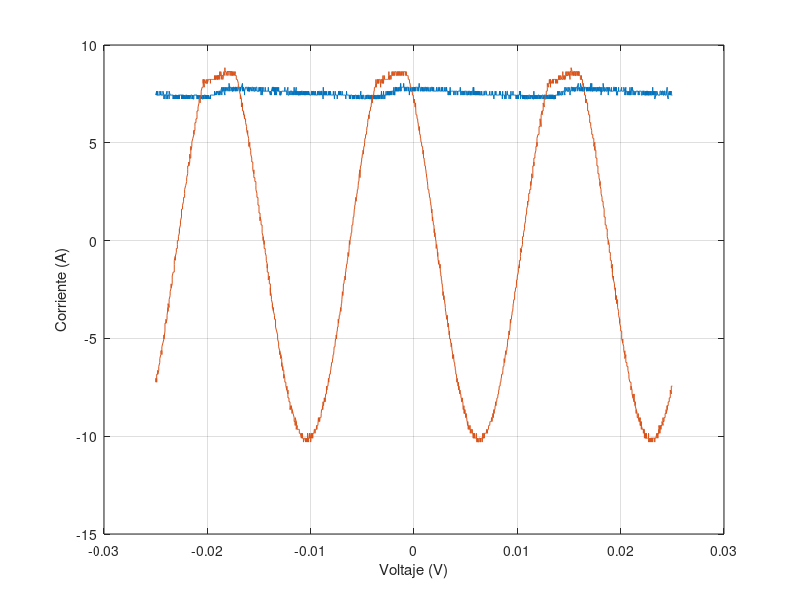

Here is the MATLAB script that generated this plot:
t=[-2.50E-02
-2.50E-02
-2.50E-02
-2.49E-02
-2.49E-02
-2.49E-02
-2.49E-02
-2.48E-02
-2.48E-02
-2.48E-02
-2.48E-02
-2.47E-02
-2.47E-02
-2.47E-02
-2.47E-02
-2.46E-02
-2.46E-02
-2.46E-02
-2.46E-02
-2.45E-02
-2.45E-02
-2.45E-02
-2.45E-02
-2.44E-02
-2.44E-02
-2.44E-02
-2.44E-02
-2.43E-02
-2.43E-02
-2.43E-02
-2.43E-02
-2.42E-02
-2.42E-02
-2.42E-02
-2.42E-02
-2.41E-02
-2.41E-02
-2.41E-02
-2.41E-02
-2.40E-02
-2.40E-02
-2.40E-02
-2.40E-02
-2.39E-02
-2.39E-02
-2.39E-02
-2.39E-02
-2.38E-02
-2.38E-02
-2.38E-02
-2.38E-02
-2.37E-02
-2.37E-02
-2.37E-02
-2.37E-02
-2.36E-02
-2.36E-02
-2.36E-02
-2.36E-02
-2.35E-02
-2.35E-02
-2.35E-02
-2.35E-02
-2.34E-02
-2.34E-02
-2.34E-02
-2.34E-02
-2.33E-02
-2.33E-02
-2.33E-02
-2.33E-02
-2.32E-02
-2.32E-02
-2.32E-02
-2.32E-02
-2.31E-02
-2.31E-02
-2.31E-02
-2.31E-02
-2.30E-02
-2.30E-02
-2.30E-02
-2.30E-02
-2.29E-02
-2.29E-02
-2.29E-02
-2.29E-02
-2.28E-02
-2.28E-02
-2.28E-02
-2.28E-02
-2.27E-02
-2.27E-02
-2.27E-02
-2.27E-02
-2.26E-02
-2.26E-02
-2.26E-02
-2.26E-02
-2.25E-02
-2.25E-02
-2.25E-02
-2.25E-02
-2.24E-02
-2.24E-02
-2.24E-02
-2.24E-02
-2.23E-02
-2.23E-02
-2.23E-02
-2.23E-02
-2.22E-02
-2.22E-02
-2.22E-02
-2.22E-02
-2.21E-02
-2.21E-02
-2.21E-02
-2.21E-02
-2.20E-02
-2.20E-02
-2.20E-02
-2.20E-02
-2.19E-02
-2.19E-02
-2.19E-02
-2.19E-02
-2.18E-02
-2.18E-02
-2.18E-02
-2.18E-02
-2.17E-02
-2.17E-02
-2.17E-02
-2.17E-02
-2.16E-02
-2.16E-02
-2.16E-02
-2.16E-02
-2.15E-02
-2.15E-02
-2.15E-02
-2.15E-02
-2.14E-02
-2.14E-02
-2.14E-02
-2.14E-02
-2.13E-02
-2.13E-02
-2.13E-02
-2.13E-02
-2.12E-02
-2.12E-02
-2.12E-02
-2.12E-02
-2.11E-02
-2.11E-02
-2.11E-02
-2.11E-02
-2.10E-02
-2.10E-02
-2.10E-02
-2.10E-02
-2.09E-02
-2.09E-02
-2.09E-02
-2.09E-02
-2.08E-02
-2.08E-02
-2.08E-02
-2.08E-02
-2.07E-02
-2.07E-02
-2.07E-02
-2.07E-02
-2.06E-02
-2.06E-02
-2.06E-02
-2.06E-02
-2.05E-02
-2.05E-02
-2.05E-02
-2.05E-02
-2.04E-02
-2.04E-02
-2.04E-02
-2.04E-02
-2.03E-02
-2.03E-02
-2.03E-02
-2.03E-02
-2.02E-02
-2.02E-02
-2.02E-02
-2.02E-02
-2.01E-02
-2.01E-02
-2.01E-02
-2.01E-02
-2.00E-02
-2.00E-02
-2.00E-02
-2.00E-02
-1.99E-02
-1.99E-02
-1.99E-02
-1.99E-02
-1.98E-02
-1.98E-02
-1.98E-02
-1.98E-02
-1.97E-02
-1.97E-02
-1.97E-02
-1.97E-02
-1.96E-02
-1.96E-02
-1.96E-02
-1.96E-02
-1.95E-02
-1.95E-02
-1.95E-02
-1.95E-02
-1.94E-02
-1.94E-02
-1.94E-02
-1.94E-02
-1.93E-02
-1.93E-02
-1.93E-02
-1.93E-02
-1.92E-02
-1.92E-02
-1.92E-02
-1.92E-02
-1.91E-02
-1.91E-02
-1.91E-02
-1.91E-02
-1.90E-02
-1.90E-02
-1.90E-02
-1.90E-02
-1.89E-02
-1.89E-02
-1.89E-02
-1.89E-02
-1.88E-02
-1.88E-02
-1.88E-02
-1.88E-02
-1.87E-02
-1.87E-02
-1.87E-02
-1.87E-02
-1.86E-02
-1.86E-02
-1.86E-02
-1.86E-02
-1.85E-02
-1.85E-02
-1.85E-02
-1.85E-02
-1.84E-02
-1.84E-02
-1.84E-02
-1.84E-02
-1.83E-02
-1.83E-02
-1.83E-02
-1.83E-02
-1.82E-02
-1.82E-02
-1.82E-02
-1.82E-02
-1.81E-02
-1.81E-02
-1.81E-02
-1.81E-02
-1.80E-02
-1.80E-02
-1.80E-02
-1.80E-02
-1.79E-02
-1.79E-02
-1.79E-02
-1.79E-02
-1.78E-02
-1.78E-02
-1.78E-02
-1.78E-02
-1.77E-02
-1.77E-02
-1.77E-02
-1.77E-02
-1.76E-02
-1.76E-02
-1.76E-02
-1.76E-02
-1.75E-02
-1.75E-02
-1.75E-02
-1.75E-02
-1.74E-02
-1.74E-02
-1.74E-02
-1.74E-02
-1.73E-02
-1.73E-02
-1.73E-02
-1.73E-02
-1.72E-02
-1.72E-02
-1.72E-02
-1.72E-02
-1.71E-02
-1.71E-02
-1.71E-02
-1.71E-02
-1.70E-02
-1.70E-02
-1.70E-02
-1.70E-02
-1.69E-02
-1.69E-02
-1.69E-02
-1.69E-02
-1.68E-02
-1.68E-02
-1.68E-02
-1.68E-02
-1.67E-02
-1.67E-02
-1.67E-02
-1.67E-02
-1.66E-02
-1.66E-02
-1.66E-02
-1.66E-02
-1.65E-02
-1.65E-02
-1.65E-02
-1.65E-02
-1.64E-02
-1.64E-02
-1.64E-02
-1.64E-02
-1.63E-02
-1.63E-02
-1.63E-02
-1.63E-02
-1.62E-02
-1.62E-02
-1.62E-02
-1.62E-02
-1.61E-02
-1.61E-02
-1.61E-02
-1.61E-02
-1.60E-02
-1.60E-02
-1.60E-02
-1.60E-02
-1.59E-02
-1.59E-02
-1.59E-02
-1.59E-02
-1.58E-02
-1.58E-02
-1.58E-02
-1.58E-02
-1.57E-02
-1.57E-02
-1.57E-02
-1.57E-02
-1.56E-02
-1.56E-02
-1.56E-02
-1.56E-02
-1.55E-02
-1.55E-02
-1.55E-02
-1.55E-02
-1.54E-02
-1.54E-02
-1.54E-02
-1.54E-02
-1.53E-02
-1.53E-02
-1.53E-02
-1.53E-02
-1.52E-02
-1.52E-02
-1.52E-02
-1.52E-02
-1.51E-02
-1.51E-02
-1.51E-02
-1.51E-02
-1.50E-02
-1.50E-02
-1.50E-02
-1.50E-02
-1.49E-02
-1.49E-02
-1.49E-02
-1.49E-02
-1.48E-02
-1.48E-02
-1.48E-02
-1.48E-02
-1.47E-02
-1.47E-02
-1.47E-02
-1.47E-02
-1.46E-02
-1.46E-02
-1.46E-02
-1.46E-02
-1.45E-02
-1.45E-02
-1.45E-02
-1.45E-02
-1.44E-02
-1.44E-02
-1.44E-02
-1.44E-02
-1.43E-02
-1.43E-02
-1.43E-02
-1.43E-02
-1.42E-02
-1.42E-02
-1.42E-02
-1.42E-02
-1.41E-02
-1.41E-02
-1.41E-02
-1.41E-02
-1.40E-02
-1.40E-02
-1.40E-02
-1.40E-02
-1.39E-02
-1.39E-02
-1.39E-02
-1.39E-02
-1.38E-02
-1.38E-02
-1.38E-02
-1.38E-02
-1.37E-02
-1.37E-02
-1.37E-02
-1.37E-02
-1.36E-02
-1.36E-02
-1.36E-02
-1.36E-02
-1.35E-02
-1.35E-02
-1.35E-02
-1.35E-02
-1.34E-02
-1.34E-02
-1.34E-02
-1.34E-02
-1.33E-02
-1.33E-02
-1.33E-02
-1.33E-02
-1.32E-02
-1.32E-02
-1.32E-02
-1.32E-02
-1.31E-02
-1.31E-02
-1.31E-02
-1.31E-02
-1.30E-02
-1.30E-02
-1.30E-02
-1.30E-02
-1.29E-02
-1.29E-02
-1.29E-02
-1.29E-02
-1.28E-02
-1.28E-02
-1.28E-02
-1.28E-02
-1.27E-02
-1.27E-02
-1.27E-02
-1.27E-02
-1.26E-02
-1.26E-02
-1.26E-02
-1.26E-02
-1.25E-02
-1.25E-02
-1.25E-02
-1.25E-02
-1.24E-02
-1.24E-02
-1.24E-02
-1.24E-02
-1.23E-02
-1.23E-02
-1.23E-02
-1.23E-02
-1.22E-02
-1.22E-02
-1.22E-02
-1.22E-02
-1.21E-02
-1.21E-02
-1.21E-02
-1.21E-02
-1.20E-02
-1.20E-02
-1.20E-02
-1.20E-02
-1.19E-02
-1.19E-02
-1.19E-02
-1.19E-02
-1.18E-02
-1.18E-02
-1.18E-02
-1.18E-02
-1.17E-02
-1.17E-02
-1.17E-02
-1.17E-02
-1.16E-02
-1.16E-02
-1.16E-02
-1.16E-02
-1.15E-02
-1.15E-02
-1.15E-02
-1.15E-02
-1.14E-02
-1.14E-02
-1.14E-02
-1.14E-02
-1.13E-02
-1.13E-02
-1.13E-02
-1.13E-02
-1.12E-02
-1.12E-02
-1.12E-02
-1.12E-02
-1.11E-02
-1.11E-02
-1.11E-02
-1.11E-02
-1.10E-02
-1.10E-02
-1.10E-02
-1.10E-02
-1.09E-02
-1.09E-02
-1.09E-02
-1.09E-02
-1.08E-02
-1.08E-02
-1.08E-02
-1.08E-02
-1.07E-02
-1.07E-02
-1.07E-02
-1.07E-02
-1.06E-02
-1.06E-02
-1.06E-02
-1.06E-02
-1.05E-02
-1.05E-02
-1.05E-02
-1.05E-02
-1.04E-02
-1.04E-02
-1.04E-02
-1.04E-02
-1.03E-02
-1.03E-02
-1.03E-02
-1.03E-02
-1.02E-02
-1.02E-02
-1.02E-02
-1.02E-02
-1.01E-02
-1.01E-02
-1.01E-02
-1.01E-02
-1.00E-02
-1.00E-02
-9.98E-03
-9.95E-03
-9.93E-03
-9.90E-03
-9.88E-03
-9.85E-03
-9.83E-03
-9.80E-03
-9.78E-03
-9.75E-03
-9.73E-03
-9.70E-03
-9.68E-03
-9.65E-03
-9.63E-03
-9.60E-03
-9.58E-03
-9.55E-03
-9.53E-03
-9.50E-03
-9.48E-03
-9.45E-03
-9.43E-03
-9.40E-03
-9.38E-03
-9.35E-03
-9.33E-03
-9.30E-03
-9.28E-03
-9.25E-03
-9.23E-03
-9.20E-03
-9.18E-03
-9.15E-03
-9.13E-03
-9.10E-03
-9.08E-03
-9.05E-03
-9.03E-03
-9.00E-03
-8.98E-03
-8.95E-03
-8.93E-03
-8.90E-03
-8.88E-03
-8.85E-03
-8.83E-03
-8.80E-03
-8.78E-03
-8.75E-03
-8.73E-03
-8.70E-03
-8.68E-03
-8.65E-03
-8.63E-03
-8.60E-03
-8.58E-03
-8.55E-03
-8.53E-03
-8.50E-03
-8.48E-03
-8.45E-03
-8.43E-03
-8.40E-03
-8.38E-03
-8.35E-03
-8.33E-03
-8.30E-03
-8.28E-03
-8.25E-03
-8.23E-03
-8.20E-03
-8.18E-03
-8.15E-03
-8.13E-03
-8.10E-03
-8.08E-03
-8.05E-03
-8.03E-03
-8.00E-03
-7.98E-03
-7.95E-03
-7.93E-03
-7.90E-03
-7.88E-03
-7.85E-03
-7.83E-03
-7.80E-03
-7.78E-03
-7.75E-03
-7.73E-03
-7.70E-03
-7.68E-03
-7.65E-03
-7.63E-03
-7.60E-03
-7.58E-03
-7.55E-03
-7.53E-03
-7.50E-03
-7.48E-03
-7.45E-03
-7.43E-03
-7.40E-03
-7.38E-03
-7.35E-03
-7.33E-03
-7.30E-03
-7.28E-03
-7.25E-03
-7.23E-03
-7.20E-03
-7.18E-03
-7.15E-03
-7.13E-03
-7.10E-03
-7.08E-03
-7.05E-03
-7.03E-03
-7.00E-03
-6.98E-03
-6.95E-03
-6.93E-03
-6.90E-03
-6.88E-03
-6.85E-03
-6.83E-03
-6.80E-03
-6.78E-03
-6.75E-03
-6.73E-03
-6.70E-03
-6.68E-03
-6.65E-03
-6.63E-03
-6.60E-03
-6.58E-03
-6.55E-03
-6.53E-03
-6.50E-03
-6.48E-03
-6.45E-03
-6.43E-03
-6.40E-03
-6.38E-03
-6.35E-03
-6.33E-03
-6.30E-03
-6.28E-03
-6.25E-03
-6.23E-03
-6.20E-03
-6.18E-03
-6.15E-03
-6.13E-03
-6.10E-03
-6.08E-03
-6.05E-03
-6.03E-03
-6.00E-03
-5.98E-03
-5.95E-03
-5.93E-03
-5.90E-03
-5.88E-03
-5.85E-03
-5.83E-03
-5.80E-03
-5.78E-03
-5.75E-03
-5.73E-03
-5.70E-03
-5.68E-03
-5.65E-03
-5.63E-03
-5.60E-03
-5.58E-03
-5.55E-03
-5.53E-03
-5.50E-03
-5.48E-03
-5.45E-03
-5.43E-03
-5.40E-03
-5.38E-03
-5.35E-03
-5.33E-03
-5.30E-03
-5.28E-03
-5.25E-03
-5.23E-03
-5.20E-03
-5.18E-03
-5.15E-03
-5.13E-03
-5.10E-03
-5.08E-03
-5.05E-03
-5.03E-03
-5.00E-03
-4.98E-03
-4.95E-03
-4.93E-03
-4.90E-03
-4.88E-03
-4.85E-03
-4.83E-03
-4.80E-03
-4.78E-03
-4.75E-03
-4.73E-03
-4.70E-03
-4.68E-03
-4.65E-03
-4.63E-03
-4.60E-03
-4.58E-03
-4.55E-03
-4.53E-03
-4.50E-03
-4.48E-03
-4.45E-03
-4.43E-03
-4.40E-03
-4.38E-03
-4.35E-03
-4.33E-03
-4.30E-03
-4.28E-03
-4.25E-03
-4.23E-03
-4.20E-03
-4.18E-03
-4.15E-03
-4.13E-03
-4.10E-03
-4.08E-03
-4.05E-03
-4.03E-03
-4.00E-03
-3.98E-03
-3.95E-03
-3.93E-03
-3.90E-03
-3.88E-03
-3.85E-03
-3.83E-03
-3.80E-03
-3.78E-03
-3.75E-03
-3.73E-03
-3.70E-03
-3.68E-03
-3.65E-03
-3.63E-03
-3.60E-03
-3.58E-03
-3.55E-03
-3.53E-03
-3.50E-03
-3.48E-03
-3.45E-03
-3.43E-03
-3.40E-03
-3.38E-03
-3.35E-03
-3.33E-03
-3.30E-03
-3.28E-03
-3.25E-03
-3.23E-03
-3.20E-03
-3.18E-03
-3.15E-03
-3.13E-03
-3.10E-03
-3.08E-03
-3.05E-03
-3.03E-03
-3.00E-03
-2.98E-03
-2.95E-03
-2.93E-03
-2.90E-03
-2.88E-03
-2.85E-03
-2.83E-03
-2.80E-03
-2.78E-03
-2.75E-03
-2.73E-03
-2.70E-03
-2.68E-03
-2.65E-03
-2.63E-03
-2.60E-03
-2.58E-03
-2.55E-03
-2.53E-03
-2.50E-03
-2.48E-03
-2.45E-03
-2.43E-03
-2.40E-03
-2.38E-03
-2.35E-03
-2.33E-03
-2.30E-03
-2.28E-03
-2.25E-03
-2.23E-03
-2.20E-03
-2.18E-03
-2.15E-03
-2.13E-03
-2.10E-03
-2.08E-03
-2.05E-03
-2.03E-03
-2.00E-03
-1.98E-03
-1.95E-03
-1.93E-03
-1.90E-03
-1.88E-03
-1.85E-03
-1.83E-03
-1.80E-03
-1.78E-03
-1.75E-03
-1.73E-03
-1.70E-03
-1.68E-03
-1.65E-03
-1.63E-03
-1.60E-03
-1.58E-03
-1.55E-03
-1.53E-03
-1.50E-03
-1.48E-03
-1.45E-03
-1.43E-03
-1.40E-03
-1.38E-03
-1.35E-03
-1.33E-03
-1.30E-03
-1.28E-03
-1.25E-03
-1.23E-03
-1.20E-03
-1.18E-03
-1.15E-03
-1.13E-03
-1.10E-03
-1.08E-03
-1.05E-03
-1.03E-03
-1.00E-03
-9.75E-04
-9.50E-04
-9.25E-04
-9.00E-04
-8.75E-04
-8.50E-04
-8.25E-04
-8.00E-04
-7.75E-04
-7.50E-04
-7.25E-04
-7.00E-04
-6.75E-04
-6.50E-04
-6.25E-04
-6.00E-04
-5.75E-04
-5.50E-04
-5.25E-04
-5.00E-04
-4.75E-04
-4.50E-04
-4.25E-04
-4.00E-04
-3.75E-04
-3.50E-04
-3.25E-04
-3.00E-04
-2.75E-04
-2.50E-04
-2.25E-04
-2.00E-04
-1.75E-04
-1.50E-04
-1.25E-04
-1.00E-04
-7.50E-05
-5.00E-05
-2.50E-05
0.00E+00
2.50E-05
5.00E-05
7.50E-05
1.00E-04
1.25E-04
1.50E-04
1.75E-04
2.00E-04
2.25E-04
2.50E-04
2.75E-04
3.00E-04
3.25E-04
3.50E-04
3.75E-04
4.00E-04
4.25E-04
4.50E-04
4.75E-04
5.00E-04
5.25E-04
5.50E-04
5.75E-04
6.00E-04
6.25E-04
6.50E-04
6.75E-04
7.00E-04
7.25E-04
7.50E-04
7.75E-04
8.00E-04
8.25E-04
8.50E-04
8.75E-04
9.00E-04
9.25E-04
9.50E-04
9.75E-04
1.00E-03
1.03E-03
1.05E-03
1.08E-03
1.10E-03
1.13E-03
1.15E-03
1.18E-03
1.20E-03
1.23E-03
1.25E-03
1.28E-03
1.30E-03
1.33E-03
1.35E-03
1.38E-03
1.40E-03
1.43E-03
1.45E-03
1.48E-03
1.50E-03
1.53E-03
1.55E-03
1.58E-03
1.60E-03
1.63E-03
1.65E-03
1.68E-03
1.70E-03
1.73E-03
1.75E-03
1.78E-03
1.80E-03
1.83E-03
1.85E-03
1.88E-03
1.90E-03
1.93E-03
1.95E-03
1.98E-03
2.00E-03
2.03E-03
2.05E-03
2.08E-03
2.10E-03
2.13E-03
2.15E-03
2.18E-03
2.20E-03
2.23E-03
2.25E-03
2.28E-03
2.30E-03
2.33E-03
2.35E-03
2.38E-03
2.40E-03
2.43E-03
2.45E-03
2.48E-03
2.50E-03
2.53E-03
2.55E-03
2.58E-03
2.60E-03
2.63E-03
2.65E-03
2.68E-03
2.70E-03
2.73E-03
2.75E-03
2.78E-03
2.80E-03
2.83E-03
2.85E-03
2.88E-03
2.90E-03
2.93E-03
2.95E-03
2.98E-03
3.00E-03
3.03E-03
3.05E-03
3.08E-03
3.10E-03
3.13E-03
3.15E-03
3.18E-03
3.20E-03
3.23E-03
3.25E-03
3.28E-03
3.30E-03
3.33E-03
3.35E-03
3.38E-03
3.40E-03
3.43E-03
3.45E-03
3.48E-03
3.50E-03
3.53E-03
3.55E-03
3.58E-03
3.60E-03
3.63E-03
3.65E-03
3.68E-03
3.70E-03
3.73E-03
3.75E-03
3.78E-03
3.80E-03
3.83E-03
3.85E-03
3.88E-03
3.90E-03
3.93E-03
3.95E-03
3.98E-03
4.00E-03
4.03E-03
4.05E-03
4.08E-03
4.10E-03
4.13E-03
4.15E-03
4.18E-03
4.20E-03
4.23E-03
4.25E-03
4.28E-03
4.30E-03
4.33E-03
4.35E-03
4.38E-03
4.40E-03
4.43E-03
4.45E-03
4.48E-03
4.50E-03
4.53E-03
4.55E-03
4.58E-03
4.60E-03
4.63E-03
4.65E-03
4.68E-03
4.70E-03
4.73E-03
4.75E-03
4.78E-03
4.80E-03
4.83E-03
4.85E-03
4.88E-03
4.90E-03
4.93E-03
4.95E-03
4.98E-03
5.00E-03
5.03E-03
5.05E-03
5.08E-03
5.10E-03
5.13E-03
5.15E-03
5.18E-03
5.20E-03
5.23E-03
5.25E-03
5.28E-03
5.30E-03
5.33E-03
5.35E-03
5.38E-03
5.40E-03
5.43E-03
5.45E-03
5.48E-03
5.50E-03
5.53E-03
5.55E-03
5.58E-03
5.60E-03
5.63E-03
5.65E-03
5.68E-03
5.70E-03
5.73E-03
5.75E-03
5.78E-03
5.80E-03
5.83E-03
5.85E-03
5.88E-03
5.90E-03
5.93E-03
5.95E-03
5.98E-03
6.00E-03
6.03E-03
6.05E-03
6.08E-03
6.10E-03
6.13E-03
6.15E-03
6.18E-03
6.20E-03
6.23E-03
6.25E-03
6.28E-03
6.30E-03
6.33E-03
6.35E-03
6.38E-03
6.40E-03
6.43E-03
6.45E-03
6.48E-03
6.50E-03
6.53E-03
6.55E-03
6.58E-03
6.60E-03
6.63E-03
6.65E-03
6.68E-03
6.70E-03
6.73E-03
6.75E-03
6.78E-03
6.80E-03
6.83E-03
6.85E-03
6.88E-03
6.90E-03
6.93E-03
6.95E-03
6.98E-03
7.00E-03
7.03E-03
7.05E-03
7.08E-03
7.10E-03
7.13E-03
7.15E-03
7.18E-03
7.20E-03
7.23E-03
7.25E-03
7.28E-03
7.30E-03
7.33E-03
7.35E-03
7.38E-03
7.40E-03
7.43E-03
7.45E-03
7.48E-03
7.50E-03
7.53E-03
7.55E-03
7.58E-03
7.60E-03
7.63E-03
7.65E-03
7.68E-03
7.70E-03
7.73E-03
7.75E-03
7.78E-03
7.80E-03
7.83E-03
7.85E-03
7.88E-03
7.90E-03
7.93E-03
7.95E-03
7.98E-03
8.00E-03
8.03E-03
8.05E-03
8.08E-03
8.10E-03
8.13E-03
8.15E-03
8.18E-03
8.20E-03
8.23E-03
8.25E-03
8.28E-03
8.30E-03
8.33E-03
8.35E-03
8.38E-03
8.40E-03
8.43E-03
8.45E-03
8.48E-03
8.50E-03
8.53E-03
8.55E-03
8.58E-03
8.60E-03
8.63E-03
8.65E-03
8.68E-03
8.70E-03
8.73E-03
8.75E-03
8.78E-03
8.80E-03
8.83E-03
8.85E-03
8.88E-03
8.90E-03
8.93E-03
8.95E-03
8.98E-03
9.00E-03
9.03E-03
9.05E-03
9.08E-03
9.10E-03
9.13E-03
9.15E-03
9.18E-03
9.20E-03
9.23E-03
9.25E-03
9.28E-03
9.30E-03
9.33E-03
9.35E-03
9.38E-03
9.40E-03
9.43E-03
9.45E-03
9.48E-03
9.50E-03
9.53E-03
9.55E-03
9.58E-03
9.60E-03
9.63E-03
9.65E-03
9.68E-03
9.70E-03
9.73E-03
9.75E-03
9.78E-03
9.80E-03
9.83E-03
9.85E-03
9.88E-03
9.90E-03
9.93E-03
9.95E-03
9.98E-03
1.00E-02
1.00E-02
1.01E-02
1.01E-02
1.01E-02
1.01E-02
1.02E-02
1.02E-02
1.02E-02
1.02E-02
1.03E-02
1.03E-02
1.03E-02
1.03E-02
1.04E-02
1.04E-02
1.04E-02
1.04E-02
1.05E-02
1.05E-02
1.05E-02
1.05E-02
1.06E-02
1.06E-02
1.06E-02
1.06E-02
1.07E-02
1.07E-02
1.07E-02
1.07E-02
1.08E-02
1.08E-02
1.08E-02
1.08E-02
1.09E-02
1.09E-02
1.09E-02
1.09E-02
1.10E-02
1.10E-02
1.10E-02
1.10E-02
1.11E-02
1.11E-02
1.11E-02
1.11E-02
1.12E-02
1.12E-02
1.12E-02
1.12E-02
1.13E-02
1.13E-02
1.13E-02
1.13E-02
1.14E-02
1.14E-02
1.14E-02
1.14E-02
1.15E-02
1.15E-02
1.15E-02
1.15E-02
1.16E-02
1.16E-02
1.16E-02
1.16E-02
1.17E-02
1.17E-02
1.17E-02
1.17E-02
1.18E-02
1.18E-02
1.18E-02
1.18E-02
1.19E-02
1.19E-02
1.19E-02
1.19E-02
1.20E-02
1.20E-02
1.20E-02
1.20E-02
1.21E-02
1.21E-02
1.21E-02
1.21E-02
1.22E-02
1.22E-02
1.22E-02
1.22E-02
1.23E-02
1.23E-02
1.23E-02
1.23E-02
1.24E-02
1.24E-02
1.24E-02
1.24E-02
1.25E-02
1.25E-02
1.25E-02
1.25E-02
1.26E-02
1.26E-02
1.26E-02
1.26E-02
1.27E-02
1.27E-02
1.27E-02
1.27E-02
1.28E-02
1.28E-02
1.28E-02
1.28E-02
1.29E-02
1.29E-02
1.29E-02
1.29E-02
1.30E-02
1.30E-02
1.30E-02
1.30E-02
1.31E-02
1.31E-02
1.31E-02
1.31E-02
1.32E-02
1.32E-02
1.32E-02
1.32E-02
1.33E-02
1.33E-02
1.33E-02
1.33E-02
1.34E-02
1.34E-02
1.34E-02
1.34E-02
1.35E-02
1.35E-02
1.35E-02
1.35E-02
1.36E-02
1.36E-02
1.36E-02
1.36E-02
1.37E-02
1.37E-02
1.37E-02
1.37E-02
1.38E-02
1.38E-02
1.38E-02
1.38E-02
1.39E-02
1.39E-02
1.39E-02
1.39E-02
1.40E-02
1.40E-02
1.40E-02
1.40E-02
1.41E-02
1.41E-02
1.41E-02
1.41E-02
1.42E-02
1.42E-02
1.42E-02
1.42E-02
1.43E-02
1.43E-02
1.43E-02
1.43E-02
1.44E-02
1.44E-02
1.44E-02
1.44E-02
1.45E-02
1.45E-02
1.45E-02
1.45E-02
1.46E-02
1.46E-02
1.46E-02
1.46E-02
1.47E-02
1.47E-02
1.47E-02
1.47E-02
1.48E-02
1.48E-02
1.48E-02
1.48E-02
1.49E-02
1.49E-02
1.49E-02
1.49E-02
1.50E-02
1.50E-02
1.50E-02
1.50E-02
1.51E-02
1.51E-02
1.51E-02
1.51E-02
1.52E-02
1.52E-02
1.52E-02
1.52E-02
1.53E-02
1.53E-02
1.53E-02
1.53E-02
1.54E-02
1.54E-02
1.54E-02
1.54E-02
1.55E-02
1.55E-02
1.55E-02
1.55E-02
1.56E-02
1.56E-02
1.56E-02
1.56E-02
1.57E-02
1.57E-02
1.57E-02
1.57E-02
1.58E-02
1.58E-02
1.58E-02
1.58E-02
1.59E-02
1.59E-02
1.59E-02
1.59E-02
1.60E-02
1.60E-02
1.60E-02
1.60E-02
1.61E-02
1.61E-02
1.61E-02
1.61E-02
1.62E-02
1.62E-02
1.62E-02
1.62E-02
1.63E-02
1.63E-02
1.63E-02
1.63E-02
1.64E-02
1.64E-02
1.64E-02
1.64E-02
1.65E-02
1.65E-02
1.65E-02
1.65E-02
1.66E-02
1.66E-02
1.66E-02
1.66E-02
1.67E-02
1.67E-02
1.67E-02
1.67E-02
1.68E-02
1.68E-02
1.68E-02
1.68E-02
1.69E-02
1.69E-02
1.69E-02
1.69E-02
1.70E-02
1.70E-02
1.70E-02
1.70E-02
1.71E-02
1.71E-02
1.71E-02
1.71E-02
1.72E-02
1.72E-02
1.72E-02
1.72E-02
1.73E-02
1.73E-02
1.73E-02
1.73E-02
1.74E-02
1.74E-02
1.74E-02
1.74E-02
1.75E-02
1.75E-02
1.75E-02
1.75E-02
1.76E-02
1.76E-02
1.76E-02
1.76E-02
1.77E-02
1.77E-02
1.77E-02
1.77E-02
1.78E-02
1.78E-02
1.78E-02
1.78E-02
1.79E-02
1.79E-02
1.79E-02
1.79E-02
1.80E-02
1.80E-02
1.80E-02
1.80E-02
1.81E-02
1.81E-02
1.81E-02
1.81E-02
1.82E-02
1.82E-02
1.82E-02
1.82E-02
1.83E-02
1.83E-02
1.83E-02
1.83E-02
1.84E-02
1.84E-02
1.84E-02
1.84E-02
1.85E-02
1.85E-02
1.85E-02
1.85E-02
1.86E-02
1.86E-02
1.86E-02
1.86E-02
1.87E-02
1.87E-02
1.87E-02
1.87E-02
1.88E-02
1.88E-02
1.88E-02
1.88E-02
1.89E-02
1.89E-02
1.89E-02
1.89E-02
1.90E-02
1.90E-02
1.90E-02
1.90E-02
1.91E-02
1.91E-02
1.91E-02
1.91E-02
1.92E-02
1.92E-02
1.92E-02
1.92E-02
1.93E-02
1.93E-02
1.93E-02
1.93E-02
1.94E-02
1.94E-02
1.94E-02
1.94E-02
1.95E-02
1.95E-02
1.95E-02
1.95E-02
1.96E-02
1.96E-02
1.96E-02
1.96E-02
1.97E-02
1.97E-02
1.97E-02
1.97E-02
1.98E-02
1.98E-02
1.98E-02
1.98E-02
1.99E-02
1.99E-02
1.99E-02
1.99E-02
2.00E-02
2.00E-02
2.00E-02
2.00E-02
2.01E-02
2.01E-02
2.01E-02
2.01E-02
2.02E-02
2.02E-02
2.02E-02
2.02E-02
2.03E-02
2.03E-02
2.03E-02
2.03E-02
2.04E-02
2.04E-02
2.04E-02
2.04E-02
2.05E-02
2.05E-02
2.05E-02
2.05E-02
2.06E-02
2.06E-02
2.06E-02
2.06E-02
2.07E-02
2.07E-02
2.07E-02
2.07E-02
2.08E-02
2.08E-02
2.08E-02
2.08E-02
2.09E-02
2.09E-02
2.09E-02
2.09E-02
2.10E-02
2.10E-02
2.10E-02
2.10E-02
2.11E-02
2.11E-02
2.11E-02
2.11E-02
2.12E-02
2.12E-02
2.12E-02
2.12E-02
2.13E-02
2.13E-02
2.13E-02
2.13E-02
2.14E-02
2.14E-02
2.14E-02
2.14E-02
2.15E-02
2.15E-02
2.15E-02
2.15E-02
2.16E-02
2.16E-02
2.16E-02
2.16E-02
2.17E-02
2.17E-02
2.17E-02
2.17E-02
2.18E-02
2.18E-02
2.18E-02
2.18E-02
2.19E-02
2.19E-02
2.19E-02
2.19E-02
2.20E-02
2.20E-02
2.20E-02
2.20E-02
2.21E-02
2.21E-02
2.21E-02
2.21E-02
2.22E-02
2.22E-02
2.22E-02
2.22E-02
2.23E-02
2.23E-02
2.23E-02
2.23E-02
2.24E-02
2.24E-02
2.24E-02
2.24E-02
2.25E-02
2.25E-02
2.25E-02
2.25E-02
2.26E-02
2.26E-02
2.26E-02
2.26E-02
2.27E-02
2.27E-02
2.27E-02
2.27E-02
2.28E-02
2.28E-02
2.28E-02
2.28E-02
2.29E-02
2.29E-02
2.29E-02
2.29E-02
2.30E-02
2.30E-02
2.30E-02
2.30E-02
2.31E-02
2.31E-02
2.31E-02
2.31E-02
2.32E-02
2.32E-02
2.32E-02
2.32E-02
2.33E-02
2.33E-02
2.33E-02
2.33E-02
2.34E-02
2.34E-02
2.34E-02
2.34E-02
2.35E-02
2.35E-02
2.35E-02
2.35E-02
2.36E-02
2.36E-02
2.36E-02
2.36E-02
2.37E-02
2.37E-02
2.37E-02
2.37E-02
2.38E-02
2.38E-02
2.38E-02
2.38E-02
2.39E-02
2.39E-02
2.39E-02
2.39E-02
2.40E-02
2.40E-02
2.40E-02
2.40E-02
2.41E-02
2.41E-02
2.41E-02
2.41E-02
2.42E-02
2.42E-02
2.42E-02
2.42E-02
2.43E-02
2.43E-02
2.43E-02
2.43E-02
2.44E-02
2.44E-02
2.44E-02
2.44E-02
2.45E-02
2.45E-02
2.45E-02
2.45E-02
2.46E-02
2.46E-02
2.46E-02
2.46E-02
2.47E-02
2.47E-02
2.47E-02
2.47E-02
2.48E-02
2.48E-02
2.48E-02
2.48E-02
2.49E-02
2.49E-02
2.49E-02
2.49E-02
2.50E-02
2.50E-02];
x=[7.44E+00
7.44E+00
7.44E+00
7.64E+00
7.44E+00
7.64E+00
7.44E+00
7.44E+00
7.44E+00
7.64E+00
7.44E+00
7.44E+00
7.44E+00
7.44E+00
7.44E+00
7.44E+00
7.44E+00
7.44E+00
7.64E+00
7.44E+00
7.44E+00
7.64E+00
7.44E+00
7.44E+00
7.44E+00
7.44E+00
7.44E+00
7.44E+00
7.44E+00
7.44E+00
7.64E+00
7.44E+00
7.44E+00
7.24E+00
7.44E+00
7.44E+00
7.24E+00
7.44E+00
7.44E+00
7.44E+00
7.44E+00
7.44E+00
7.44E+00
7.64E+00
7.24E+00
7.44E+00
7.24E+00
7.44E+00
7.44E+00
7.44E+00
7.44E+00
7.44E+00
7.44E+00
7.24E+00
7.64E+00
7.44E+00
7.44E+00
7.44E+00
7.44E+00
7.44E+00
7.44E+00
7.44E+00
7.44E+00
7.44E+00
7.44E+00
7.44E+00
7.44E+00
7.44E+00
7.24E+00
7.44E+00
7.24E+00
7.44E+00
7.24E+00
7.24E+00
7.24E+00
7.44E+00
7.24E+00
7.44E+00
7.44E+00
7.44E+00
7.44E+00
7.24E+00
7.44E+00
7.24E+00
7.24E+00
7.44E+00
7.24E+00
7.44E+00
7.24E+00
7.24E+00
7.44E+00
7.44E+00
7.24E+00
7.44E+00
7.44E+00
7.44E+00
7.44E+00
7.44E+00
7.44E+00
7.44E+00
7.24E+00
7.44E+00
7.44E+00
7.44E+00
7.24E+00
7.24E+00
7.44E+00
7.44E+00
7.24E+00
7.44E+00
7.44E+00
7.24E+00
7.44E+00
7.44E+00
7.44E+00
7.24E+00
7.24E+00
7.24E+00
7.44E+00
7.44E+00
7.24E+00
7.44E+00
7.44E+00
7.24E+00
7.44E+00
7.44E+00
7.24E+00
7.44E+00
7.44E+00
7.24E+00
7.44E+00
7.24E+00
7.44E+00
7.24E+00
7.24E+00
7.44E+00
7.44E+00
7.44E+00
7.44E+00
7.44E+00
7.44E+00
7.24E+00
7.24E+00
7.44E+00
7.24E+00
7.44E+00
7.24E+00
7.24E+00
7.44E+00
7.44E+00
7.44E+00
7.44E+00
7.44E+00
7.44E+00
7.44E+00
7.44E+00
7.44E+00
7.44E+00
7.44E+00
7.44E+00
7.24E+00
7.44E+00
7.44E+00
7.24E+00
7.44E+00
7.44E+00
7.24E+00
7.44E+00
7.44E+00
7.44E+00
7.44E+00
7.24E+00
7.24E+00
7.44E+00
7.44E+00
7.24E+00
7.24E+00
7.24E+00
7.24E+00
7.44E+00
7.44E+00
7.44E+00
7.24E+00
7.24E+00
7.44E+00
7.24E+00
7.44E+00
7.24E+00
7.24E+00
7.24E+00
7.44E+00
7.44E+00
7.44E+00
7.24E+00
7.44E+00
7.24E+00
7.24E+00
7.44E+00
7.24E+00
7.44E+00
7.24E+00
7.44E+00
7.44E+00
7.24E+00
7.24E+00
7.24E+00
7.44E+00
7.24E+00
7.24E+00
7.24E+00
7.24E+00
7.44E+00
7.44E+00
7.24E+00
7.44E+00
7.44E+00
7.44E+00
7.44E+00
7.44E+00
7.44E+00
7.44E+00
7.44E+00
7.44E+00
7.44E+00
7.44E+00
7.44E+00
7.44E+00
7.44E+00
7.64E+00
7.44E+00
7.64E+00
7.44E+00
7.44E+00
7.44E+00
7.44E+00
7.64E+00
7.44E+00
7.44E+00
7.44E+00
7.64E+00
7.64E+00
7.64E+00
7.64E+00
7.44E+00
7.44E+00
7.44E+00
7.64E+00
7.64E+00
7.44E+00
7.64E+00
7.44E+00
7.64E+00
7.64E+00
7.64E+00
7.64E+00
7.84E+00
7.64E+00
7.44E+00
7.64E+00
7.64E+00
7.64E+00
7.84E+00
7.64E+00
7.84E+00
7.84E+00
7.84E+00
7.64E+00
7.44E+00
7.84E+00
7.64E+00
7.64E+00
7.84E+00
7.84E+00
7.64E+00
7.64E+00
7.84E+00
7.84E+00
7.84E+00
7.84E+00
7.64E+00
7.84E+00
7.84E+00
7.84E+00
7.84E+00
7.84E+00
7.64E+00
8.04E+00
7.64E+00
7.84E+00
7.84E+00
7.84E+00
7.84E+00
7.84E+00
7.84E+00
7.84E+00
7.64E+00
7.84E+00
7.84E+00
7.64E+00
7.64E+00
7.84E+00
7.64E+00
7.84E+00
7.84E+00
7.84E+00
7.84E+00
7.84E+00
7.64E+00
7.84E+00
7.64E+00
7.84E+00
7.84E+00
7.64E+00
7.84E+00
7.84E+00
7.64E+00
7.64E+00
7.84E+00
7.84E+00
7.84E+00
7.84E+00
7.84E+00
7.84E+00
7.64E+00
7.84E+00
7.84E+00
7.84E+00
7.84E+00
7.64E+00
7.84E+00
7.64E+00
7.84E+00
7.84E+00
7.84E+00
7.84E+00
8.04E+00
7.64E+00
7.64E+00
7.84E+00
7.84E+00
7.84E+00
7.64E+00
7.84E+00
7.64E+00
7.44E+00
7.64E+00
7.64E+00
7.84E+00
7.84E+00
7.84E+00
7.84E+00
7.84E+00
7.84E+00
7.84E+00
7.84E+00
7.64E+00
7.84E+00
7.84E+00
7.84E+00
7.84E+00
7.64E+00
7.84E+00
7.64E+00
7.64E+00
7.84E+00
7.84E+00
7.64E+00
7.84E+00
7.84E+00
7.84E+00
7.84E+00
7.64E+00
7.84E+00
7.84E+00
7.84E+00
7.84E+00
7.84E+00
7.64E+00
7.64E+00
7.84E+00
7.84E+00
7.64E+00
7.64E+00
7.64E+00
7.64E+00
7.64E+00
7.84E+00
7.64E+00
7.84E+00
7.84E+00
7.84E+00
7.84E+00
7.64E+00
7.64E+00
7.64E+00
7.64E+00
7.64E+00
7.64E+00
7.64E+00
7.64E+00
7.84E+00
7.84E+00
7.64E+00
7.84E+00
7.64E+00
7.84E+00
7.64E+00
7.84E+00
7.44E+00
7.64E+00
7.64E+00
7.64E+00
7.64E+00
7.84E+00
7.44E+00
7.84E+00
7.84E+00
7.64E+00
7.64E+00
7.64E+00
7.64E+00
7.64E+00
7.64E+00
7.64E+00
7.64E+00
7.84E+00
7.64E+00
7.64E+00
7.64E+00
7.64E+00
7.64E+00
7.64E+00
7.64E+00
7.64E+00
7.64E+00
7.64E+00
7.64E+00
7.84E+00
7.64E+00
7.64E+00
7.64E+00
7.64E+00
7.64E+00
7.44E+00
7.64E+00
7.64E+00
7.64E+00
7.44E+00
7.44E+00
7.64E+00
7.64E+00
7.84E+00
7.64E+00
7.64E+00
7.84E+00
7.84E+00
7.64E+00
7.84E+00
7.64E+00
7.64E+00
7.44E+00
7.64E+00
7.84E+00
7.44E+00
7.64E+00
7.84E+00
7.64E+00
7.44E+00
7.64E+00
7.64E+00
7.84E+00
7.64E+00
7.84E+00
7.84E+00
7.64E+00
7.64E+00
7.64E+00
7.84E+00
7.64E+00
7.64E+00
7.44E+00
7.44E+00
7.44E+00
7.44E+00
7.44E+00
7.64E+00
7.44E+00
7.64E+00
7.64E+00
7.64E+00
7.64E+00
7.64E+00
7.64E+00
7.64E+00
7.64E+00
7.64E+00
7.64E+00
7.64E+00
7.64E+00
7.64E+00
7.64E+00
7.84E+00
7.64E+00
7.64E+00
7.64E+00
7.64E+00
7.64E+00
7.64E+00
7.44E+00
7.64E+00
7.64E+00
7.84E+00
7.64E+00
7.64E+00
7.44E+00
7.44E+00
7.64E+00
7.64E+00
7.64E+00
7.44E+00
7.64E+00
7.64E+00
7.64E+00
7.64E+00
7.64E+00
7.44E+00
7.64E+00
7.64E+00
7.64E+00
7.44E+00
7.44E+00
7.64E+00
7.64E+00
7.44E+00
7.44E+00
7.64E+00
7.84E+00
7.44E+00
7.64E+00
7.64E+00
7.64E+00
7.64E+00
7.44E+00
7.84E+00
7.44E+00
7.64E+00
7.64E+00
7.44E+00
7.44E+00
7.44E+00
7.64E+00
7.44E+00
7.64E+00
7.64E+00
7.44E+00
7.44E+00
7.64E+00
7.44E+00
7.44E+00
7.64E+00
7.44E+00
7.64E+00
7.44E+00
7.64E+00
7.44E+00
7.64E+00
7.64E+00
7.64E+00
7.44E+00
7.44E+00
7.44E+00
7.64E+00
7.44E+00
7.64E+00
7.64E+00
7.44E+00
7.64E+00
7.64E+00
7.44E+00
7.64E+00
7.44E+00
7.64E+00
7.44E+00
7.64E+00
7.64E+00
7.44E+00
7.44E+00
7.64E+00
7.44E+00
7.44E+00
7.44E+00
7.64E+00
7.44E+00
7.64E+00
7.64E+00
7.44E+00
7.44E+00
7.44E+00
7.44E+00
7.44E+00
7.44E+00
7.44E+00
7.44E+00
7.64E+00
7.64E+00
7.44E+00
7.64E+00
7.44E+00
7.64E+00
7.44E+00
7.64E+00
7.64E+00
7.44E+00
7.44E+00
7.44E+00
7.44E+00
7.64E+00
7.44E+00
7.44E+00
7.64E+00
7.44E+00
7.44E+00
7.44E+00
7.44E+00
7.44E+00
7.44E+00
7.44E+00
7.64E+00
7.44E+00
7.44E+00
7.64E+00
7.64E+00
7.44E+00
7.44E+00
7.44E+00
7.64E+00
7.64E+00
7.64E+00
7.44E+00
7.44E+00
7.64E+00
7.64E+00
7.44E+00
7.64E+00
7.64E+00
7.44E+00
7.44E+00
7.44E+00
7.24E+00
7.84E+00
7.44E+00
7.44E+00
7.44E+00
7.44E+00
7.64E+00
7.44E+00
7.44E+00
7.44E+00
7.64E+00
7.44E+00
7.44E+00
7.44E+00
7.64E+00
7.44E+00
7.44E+00
7.44E+00
7.44E+00
7.44E+00
7.44E+00
7.44E+00
7.64E+00
7.44E+00
7.44E+00
7.64E+00
7.44E+00
7.44E+00
7.44E+00
7.64E+00
7.44E+00
7.44E+00
7.44E+00
7.44E+00
7.44E+00
7.44E+00
7.44E+00
7.44E+00
7.44E+00
7.44E+00
7.64E+00
7.44E+00
7.44E+00
7.44E+00
7.24E+00
7.44E+00
7.44E+00
7.64E+00
7.44E+00
7.44E+00
7.44E+00
7.44E+00
7.44E+00
7.44E+00
7.44E+00
7.24E+00
7.44E+00
7.44E+00
7.44E+00
7.44E+00
7.64E+00
7.44E+00
7.64E+00
7.64E+00
7.44E+00
7.44E+00
7.64E+00
7.44E+00
7.64E+00
7.44E+00
7.44E+00
7.44E+00
7.44E+00
7.44E+00
7.64E+00
7.44E+00
7.44E+00
7.44E+00
7.44E+00
7.44E+00
7.44E+00
7.44E+00
7.44E+00
7.44E+00
7.44E+00
7.44E+00
7.44E+00
7.44E+00
7.24E+00
7.44E+00
7.44E+00
7.64E+00
7.44E+00
7.44E+00
7.44E+00
7.44E+00
7.44E+00
7.44E+00
7.44E+00
7.44E+00
7.44E+00
7.44E+00
7.24E+00
7.44E+00
7.44E+00
7.44E+00
7.24E+00
7.44E+00
7.44E+00
7.44E+00
7.44E+00
7.44E+00
7.44E+00
7.24E+00
7.24E+00
7.44E+00
7.24E+00
7.24E+00
7.44E+00
7.24E+00
7.44E+00
7.24E+00
7.44E+00
7.24E+00
7.44E+00
7.44E+00
7.44E+00
7.44E+00
7.44E+00
7.24E+00
7.24E+00
7.44E+00
7.24E+00
7.44E+00
7.24E+00
7.44E+00
7.44E+00
7.24E+00
7.44E+00
7.44E+00
7.24E+00
7.24E+00
7.24E+00
7.44E+00
7.44E+00
7.44E+00
7.64E+00
7.24E+00
7.24E+00
7.44E+00
7.24E+00
7.44E+00
7.44E+00
7.24E+00
7.24E+00
7.24E+00
7.44E+00
7.44E+00
7.44E+00
7.24E+00
7.24E+00
7.24E+00
7.24E+00
7.24E+00
7.24E+00
7.24E+00
7.44E+00
7.24E+00
7.44E+00
7.44E+00
7.24E+00
7.24E+00
7.44E+00
7.44E+00
7.44E+00
7.44E+00
7.24E+00
7.44E+00
7.44E+00
7.44E+00
7.24E+00
7.24E+00
7.24E+00
7.44E+00
7.24E+00
7.24E+00
7.24E+00
7.44E+00
7.44E+00
7.24E+00
7.44E+00
7.24E+00
7.24E+00
7.24E+00
7.44E+00
7.44E+00
7.24E+00
7.24E+00
7.24E+00
7.44E+00
7.24E+00
7.24E+00
7.44E+00
7.24E+00
7.24E+00
7.24E+00
7.44E+00
7.24E+00
7.24E+00
7.24E+00
7.24E+00
7.44E+00
7.44E+00
7.24E+00
7.24E+00
7.44E+00
7.44E+00
7.24E+00
7.44E+00
7.24E+00
7.44E+00
7.44E+00
7.44E+00
7.44E+00
7.24E+00
7.24E+00
7.64E+00
7.44E+00
7.24E+00
7.44E+00
7.44E+00
7.44E+00
7.24E+00
7.24E+00
7.64E+00
7.44E+00
7.44E+00
7.44E+00
7.44E+00
7.24E+00
7.44E+00
7.44E+00
7.44E+00
7.44E+00
7.64E+00
7.44E+00
7.44E+00
7.44E+00
7.44E+00
7.64E+00
7.44E+00
7.64E+00
7.44E+00
7.44E+00
7.64E+00
7.44E+00
7.44E+00
7.44E+00
7.64E+00
7.44E+00
7.64E+00
7.64E+00
7.44E+00
7.64E+00
7.64E+00
7.64E+00
7.44E+00
7.64E+00
7.64E+00
7.64E+00
7.64E+00
7.64E+00
7.44E+00
7.64E+00
7.84E+00
7.64E+00
7.64E+00
7.44E+00
7.44E+00
7.84E+00
7.84E+00
7.64E+00
7.84E+00
7.64E+00
7.84E+00
7.64E+00
7.64E+00
7.84E+00
7.64E+00
7.64E+00
7.64E+00
7.64E+00
7.64E+00
7.84E+00
7.64E+00
7.84E+00
7.84E+00
7.84E+00
7.64E+00
7.64E+00
8.04E+00
8.04E+00
7.64E+00
7.84E+00
7.84E+00
7.84E+00
7.84E+00
7.84E+00
7.84E+00
7.84E+00
7.84E+00
7.84E+00
8.04E+00
7.84E+00
7.84E+00
7.64E+00
7.84E+00
7.84E+00
7.64E+00
7.84E+00
7.84E+00
7.84E+00
7.84E+00
7.84E+00
7.64E+00
7.84E+00
7.84E+00
7.84E+00
7.84E+00
7.84E+00
7.64E+00
7.84E+00
7.84E+00
7.84E+00
7.44E+00
7.64E+00
7.64E+00
7.64E+00
7.64E+00
7.84E+00
7.64E+00
7.64E+00
7.64E+00
7.64E+00
7.64E+00
7.84E+00
7.64E+00
7.64E+00
7.84E+00
7.84E+00
7.84E+00
7.64E+00
7.84E+00
7.64E+00
7.84E+00
7.64E+00
7.84E+00
7.84E+00
7.84E+00
7.64E+00
7.84E+00
7.84E+00
7.84E+00
7.84E+00
7.84E+00
7.84E+00
7.84E+00
7.64E+00
7.84E+00
7.84E+00
7.64E+00
7.84E+00
8.04E+00
7.84E+00
7.84E+00
7.84E+00
7.84E+00
7.64E+00
7.64E+00
7.64E+00
7.84E+00
7.84E+00
7.84E+00
7.64E+00
7.84E+00
7.64E+00
7.84E+00
7.64E+00
7.64E+00
7.64E+00
7.84E+00
7.84E+00
7.64E+00
7.64E+00
7.84E+00
7.84E+00
7.84E+00
7.84E+00
7.64E+00
7.84E+00
7.64E+00
7.64E+00
7.84E+00
7.84E+00
7.84E+00
7.64E+00
7.64E+00
7.64E+00
7.64E+00
7.84E+00
7.84E+00
7.64E+00
7.64E+00
7.64E+00
7.64E+00
7.64E+00
7.64E+00
7.84E+00
7.64E+00
7.84E+00
7.84E+00
7.84E+00
7.84E+00
7.84E+00
7.64E+00
7.84E+00
7.64E+00
7.64E+00
7.84E+00
7.64E+00
7.64E+00
7.64E+00
7.64E+00
7.64E+00
7.64E+00
7.64E+00
7.64E+00
7.64E+00
7.64E+00
7.84E+00
7.64E+00
7.64E+00
7.64E+00
7.64E+00
7.64E+00
7.84E+00
7.84E+00
7.64E+00
7.64E+00
7.64E+00
7.64E+00
7.84E+00
7.84E+00
7.64E+00
7.64E+00
7.64E+00
7.64E+00
7.64E+00
7.64E+00
7.84E+00
7.64E+00
7.84E+00
7.64E+00
7.84E+00
7.64E+00
7.64E+00
7.64E+00
7.64E+00
7.64E+00
7.64E+00
7.64E+00
7.84E+00
7.64E+00
7.64E+00
7.64E+00
7.64E+00
7.84E+00
7.64E+00
7.84E+00
7.64E+00
7.64E+00
7.64E+00
7.64E+00
7.64E+00
7.44E+00
7.64E+00
7.44E+00
7.64E+00
7.64E+00
7.64E+00
7.44E+00
7.64E+00
7.84E+00
7.44E+00
7.64E+00
7.64E+00
7.64E+00
7.64E+00
7.64E+00
7.64E+00
7.64E+00
7.64E+00
7.64E+00
7.64E+00
7.64E+00
7.64E+00
7.44E+00
7.64E+00
7.64E+00
7.64E+00
7.64E+00
7.44E+00
7.64E+00
7.64E+00
7.64E+00
7.64E+00
7.64E+00
7.64E+00
7.64E+00
7.44E+00
7.64E+00
7.44E+00
7.64E+00
7.64E+00
7.64E+00
7.64E+00
7.64E+00
7.64E+00
7.64E+00
7.64E+00
7.64E+00
7.84E+00
7.64E+00
7.44E+00
7.44E+00
7.64E+00
7.64E+00
7.64E+00
7.44E+00
7.64E+00
7.64E+00
7.64E+00
7.44E+00
7.64E+00
7.64E+00
7.44E+00
7.64E+00
7.64E+00
7.64E+00
7.44E+00
7.64E+00
7.64E+00
7.64E+00
7.64E+00
7.64E+00
7.64E+00
7.44E+00
7.44E+00
7.44E+00
7.44E+00
7.64E+00
7.64E+00
7.64E+00
7.44E+00
7.64E+00
7.64E+00
7.64E+00
7.64E+00
7.44E+00
7.44E+00
7.64E+00
7.44E+00
7.44E+00
7.44E+00
7.64E+00
7.64E+00
7.44E+00
7.44E+00
7.64E+00
7.64E+00
7.64E+00
7.84E+00
7.44E+00
7.84E+00
7.64E+00
7.64E+00
7.44E+00
7.64E+00
7.64E+00
7.44E+00
7.64E+00
7.44E+00
7.44E+00
7.64E+00
7.44E+00
7.64E+00
7.44E+00
7.64E+00
7.44E+00
7.64E+00
7.64E+00
7.44E+00
7.64E+00
7.44E+00
7.44E+00
7.64E+00
7.44E+00
7.44E+00
7.44E+00
7.44E+00
7.44E+00
7.64E+00
7.44E+00
7.44E+00
7.64E+00
7.44E+00
7.44E+00
7.44E+00
7.44E+00
7.44E+00
7.44E+00
7.44E+00
7.44E+00
7.64E+00
7.64E+00
7.44E+00
7.44E+00
7.44E+00
7.64E+00
7.64E+00
7.64E+00
7.64E+00
7.64E+00
7.44E+00
7.44E+00
7.44E+00
7.44E+00
7.44E+00
7.44E+00
7.44E+00
7.44E+00
7.44E+00
7.44E+00
7.44E+00
7.44E+00
7.64E+00
7.44E+00
7.44E+00
7.44E+00
7.44E+00
7.44E+00
7.44E+00
7.44E+00
7.44E+00
7.64E+00
7.44E+00
7.64E+00
7.44E+00
7.44E+00
7.44E+00
7.44E+00
7.24E+00
7.44E+00
7.44E+00
7.44E+00
7.44E+00
7.64E+00
7.44E+00
7.44E+00
7.64E+00
7.44E+00
7.44E+00
7.44E+00
7.44E+00
7.44E+00
7.44E+00
7.44E+00
7.44E+00
7.44E+00
7.44E+00
7.44E+00
7.44E+00
7.44E+00
7.64E+00
7.44E+00
7.44E+00
7.64E+00
7.44E+00
7.44E+00
7.44E+00
7.44E+00
7.44E+00
7.44E+00
7.44E+00
7.24E+00
7.64E+00
7.44E+00
7.44E+00
7.44E+00
7.44E+00
7.44E+00
7.44E+00
7.44E+00
7.24E+00
7.24E+00
7.44E+00
7.64E+00
7.44E+00
7.24E+00
7.44E+00
7.44E+00
7.44E+00
7.64E+00
7.64E+00
7.44E+00
7.44E+00
7.44E+00
7.44E+00
7.44E+00
7.44E+00
7.24E+00
7.44E+00
7.44E+00
7.44E+00
7.44E+00
7.44E+00
7.24E+00
7.64E+00
7.44E+00
7.44E+00
7.44E+00
7.44E+00
7.44E+00
7.44E+00
7.44E+00
7.64E+00
7.44E+00
7.44E+00
7.44E+00
7.44E+00
7.44E+00
7.44E+00
7.44E+00
7.44E+00
7.44E+00
7.44E+00
7.44E+00
7.24E+00
7.44E+00
7.44E+00
7.24E+00
7.44E+00
7.24E+00
7.44E+00
7.44E+00
7.44E+00
7.24E+00
7.44E+00
7.44E+00
7.44E+00
7.44E+00
7.64E+00
7.44E+00
7.44E+00
7.64E+00
7.24E+00
7.44E+00
7.44E+00
7.44E+00
7.44E+00
7.44E+00
7.44E+00
7.24E+00
7.24E+00
7.44E+00
7.44E+00
7.24E+00
7.44E+00
7.24E+00
7.44E+00
7.24E+00
7.24E+00
7.24E+00
7.24E+00
7.44E+00
7.44E+00
7.24E+00
7.44E+00
7.44E+00
7.24E+00
7.24E+00
7.24E+00
7.44E+00
7.44E+00
7.24E+00
7.24E+00
7.44E+00
7.44E+00
7.44E+00
7.44E+00
7.24E+00
7.24E+00
7.44E+00
7.44E+00
7.24E+00
7.24E+00
7.44E+00
7.44E+00
7.44E+00
7.44E+00
7.24E+00
7.24E+00
7.44E+00
7.24E+00
7.24E+00
7.64E+00
7.44E+00
7.24E+00
7.44E+00
7.44E+00
7.24E+00
7.44E+00
7.24E+00
7.44E+00
7.44E+00
7.24E+00
7.44E+00
7.24E+00
7.44E+00
7.44E+00
7.24E+00
7.24E+00
7.44E+00
7.44E+00
7.44E+00
7.24E+00
7.44E+00
7.44E+00
7.24E+00
7.24E+00
7.44E+00
7.24E+00
7.44E+00
7.44E+00
7.44E+00
7.44E+00
7.24E+00
7.44E+00
7.44E+00
7.44E+00
7.44E+00
7.24E+00
7.24E+00
7.24E+00
7.44E+00
7.24E+00
7.24E+00
7.44E+00
7.44E+00
7.24E+00
7.44E+00
7.24E+00
7.24E+00
7.44E+00
7.44E+00
7.44E+00
7.24E+00
7.44E+00
7.44E+00
7.44E+00
7.24E+00
7.24E+00
7.24E+00
7.44E+00
7.44E+00
7.24E+00
7.44E+00
7.44E+00
7.44E+00
7.24E+00
7.44E+00
7.44E+00
7.44E+00
7.24E+00
7.44E+00
7.44E+00
7.44E+00
7.24E+00
7.24E+00
7.44E+00
7.44E+00
7.44E+00
7.44E+00
7.24E+00
7.24E+00
7.44E+00
7.24E+00
7.44E+00
7.24E+00
7.44E+00
7.44E+00
7.44E+00
7.44E+00
7.44E+00
7.44E+00
7.44E+00
7.44E+00
7.64E+00
7.64E+00
7.44E+00
7.44E+00
7.44E+00
7.64E+00
7.44E+00
7.44E+00
7.44E+00
7.44E+00
7.64E+00
7.44E+00
7.44E+00
7.44E+00
7.44E+00
7.44E+00
7.44E+00
7.44E+00
7.64E+00
7.44E+00
7.44E+00
7.64E+00
7.64E+00
7.64E+00
7.64E+00
7.64E+00
7.64E+00
7.44E+00
7.44E+00
7.84E+00
7.64E+00
7.64E+00
7.64E+00
7.64E+00
7.84E+00
7.64E+00
7.64E+00
7.64E+00
7.64E+00
7.64E+00
7.84E+00
7.84E+00
7.64E+00
7.64E+00
7.64E+00
7.64E+00
7.84E+00
7.64E+00
7.44E+00
7.64E+00
7.64E+00
7.64E+00
7.64E+00
7.84E+00
7.84E+00
7.84E+00
7.64E+00
7.64E+00
7.84E+00
7.64E+00
7.84E+00
7.84E+00
7.84E+00
7.64E+00
7.84E+00
7.64E+00
7.64E+00
7.64E+00
7.84E+00
7.64E+00
7.64E+00
7.84E+00
7.84E+00
7.84E+00
7.84E+00
7.84E+00
7.84E+00
7.64E+00
7.84E+00
8.04E+00
7.84E+00
7.84E+00
7.84E+00
7.64E+00
7.64E+00
7.84E+00
7.84E+00
7.64E+00
7.84E+00
7.84E+00
8.04E+00
7.84E+00
7.84E+00
7.64E+00
7.84E+00
7.84E+00
7.64E+00
7.84E+00
7.64E+00
7.84E+00
7.84E+00
7.64E+00
7.84E+00
7.84E+00
7.64E+00
7.84E+00
7.84E+00
7.84E+00
7.84E+00
7.84E+00
7.84E+00
7.64E+00
7.84E+00
7.84E+00
7.64E+00
7.84E+00
7.64E+00
7.84E+00
7.84E+00
7.64E+00
7.64E+00
7.84E+00
7.84E+00
7.84E+00
7.64E+00
7.84E+00
7.84E+00
7.64E+00
7.64E+00
8.04E+00
7.64E+00
7.84E+00
8.04E+00
7.84E+00
7.64E+00
7.64E+00
7.64E+00
7.84E+00
7.64E+00
7.84E+00
7.64E+00
7.64E+00
7.64E+00
7.84E+00
7.64E+00
7.64E+00
7.64E+00
7.84E+00
7.64E+00
7.64E+00
7.64E+00
7.64E+00
7.84E+00
7.64E+00
7.64E+00
7.84E+00
7.64E+00
7.64E+00
7.84E+00
7.64E+00
7.84E+00
7.84E+00
7.84E+00
7.84E+00
7.64E+00
7.84E+00
7.64E+00
7.64E+00
7.84E+00
7.64E+00
7.44E+00
7.84E+00
7.64E+00
7.64E+00
7.64E+00
7.64E+00
7.64E+00
7.84E+00
8.04E+00
7.64E+00
7.84E+00
7.64E+00
7.64E+00
7.64E+00
7.64E+00
7.64E+00
7.64E+00
7.84E+00
7.64E+00
7.64E+00
7.64E+00
7.64E+00
7.64E+00
7.64E+00
7.84E+00
7.64E+00
7.84E+00
7.44E+00
7.64E+00
7.64E+00
7.64E+00
7.64E+00
7.84E+00
7.64E+00
7.64E+00
7.64E+00
7.64E+00
7.64E+00
7.64E+00
7.84E+00
7.64E+00
7.64E+00
7.64E+00
7.64E+00
7.64E+00
7.64E+00
7.64E+00
7.64E+00
7.84E+00
7.84E+00
7.64E+00
7.64E+00
7.64E+00
7.84E+00
7.64E+00
7.84E+00
7.64E+00
7.84E+00
7.64E+00
7.64E+00
7.44E+00
7.44E+00
7.64E+00
7.64E+00
7.64E+00
7.64E+00
7.84E+00
7.64E+00
7.64E+00
7.64E+00
7.64E+00
7.64E+00
7.64E+00
7.64E+00
7.64E+00
7.64E+00
7.64E+00
7.84E+00
7.64E+00
7.64E+00
7.64E+00
7.64E+00
7.64E+00
7.64E+00
7.64E+00
7.64E+00
7.64E+00
7.64E+00
7.84E+00
7.64E+00
7.64E+00
7.64E+00
7.44E+00
7.84E+00
7.64E+00
7.44E+00
7.64E+00
7.64E+00
7.64E+00
7.64E+00
7.64E+00
7.44E+00
7.64E+00
7.64E+00
7.44E+00
7.64E+00
7.64E+00
7.64E+00
7.44E+00
7.64E+00
7.44E+00
7.84E+00
7.44E+00
7.64E+00
7.44E+00
7.64E+00
7.64E+00
7.84E+00
7.64E+00
7.64E+00
7.84E+00
7.64E+00
7.64E+00
7.44E+00
7.64E+00
7.64E+00
7.64E+00
7.64E+00
7.44E+00
7.64E+00
7.64E+00
7.64E+00
7.44E+00
7.64E+00
7.64E+00
7.64E+00
7.64E+00
7.64E+00
7.64E+00
7.64E+00
7.64E+00
7.64E+00
7.44E+00
7.64E+00
7.64E+00
7.44E+00
7.64E+00
7.64E+00
7.64E+00
7.64E+00
7.64E+00
7.64E+00
7.64E+00
7.64E+00
7.64E+00
7.44E+00
7.44E+00
7.44E+00
7.64E+00
7.64E+00
7.64E+00
7.64E+00
7.44E+00
7.44E+00
7.64E+00
7.64E+00
7.64E+00
7.44E+00
7.44E+00
7.44E+00
7.44E+00
7.64E+00
7.44E+00
7.44E+00
7.64E+00
7.44E+00
7.64E+00
7.64E+00
7.44E+00
7.64E+00
7.44E+00
7.44E+00
7.64E+00
7.44E+00
7.44E+00
7.44E+00
7.64E+00
7.64E+00
7.64E+00
7.44E+00
7.64E+00
7.64E+00
7.44E+00
7.44E+00
7.44E+00
7.44E+00
7.64E+00
7.44E+00
7.44E+00
7.84E+00
7.44E+00
7.64E+00
7.44E+00
7.64E+00
7.44E+00
7.64E+00
7.64E+00
7.44E+00
7.24E+00
7.44E+00
7.44E+00
7.64E+00
7.44E+00
7.44E+00
7.44E+00
7.44E+00
7.64E+00
7.44E+00
7.44E+00
7.44E+00
7.44E+00
7.44E+00
7.44E+00
7.44E+00
7.44E+00
7.44E+00
7.44E+00
7.44E+00
7.64E+00
7.64E+00
7.44E+00
7.44E+00
7.44E+00
7.64E+00
7.64E+00
7.44E+00
7.64E+00
7.64E+00
7.44E+00
7.44E+00
7.44E+00
7.44E+00
7.64E+00
7.44E+00
7.64E+00
7.64E+00
7.64E+00
7.44E+00
7.44E+00
7.44E+00
7.44E+00
7.44E+00
7.44E+00
7.84E+00
7.44E+00
7.44E+00
7.44E+00
7.24E+00
7.44E+00
7.44E+00
7.44E+00
7.64E+00
7.44E+00
7.44E+00
7.44E+00
7.64E+00
7.44E+00
7.64E+00
7.44E+00
7.64E+00
7.44E+00
7.44E+00
7.44E+00
7.44E+00
7.44E+00];
y=[-7.24E+00
-7.24E+00
-7.04E+00
-7.04E+00
-7.24E+00
-7.04E+00
-6.83E+00
-6.83E+00
-6.83E+00
-6.63E+00
-6.83E+00
-6.63E+00
-6.43E+00
-6.43E+00
-6.43E+00
-6.23E+00
-6.23E+00
-6.23E+00
-6.03E+00
-5.83E+00
-5.83E+00
-5.83E+00
-5.63E+00
-5.63E+00
-5.83E+00
-5.43E+00
-5.43E+00
-5.23E+00
-5.23E+00
-5.23E+00
-5.23E+00
-5.03E+00
-5.03E+00
-4.82E+00
-5.03E+00
-4.62E+00
-4.62E+00
-4.62E+00
-4.22E+00
-4.22E+00
-4.22E+00
-4.02E+00
-4.22E+00
-4.02E+00
-3.82E+00
-3.82E+00
-3.82E+00
-3.42E+00
-3.62E+00
-3.62E+00
-3.22E+00
-3.42E+00
-3.22E+00
-3.02E+00
-3.02E+00
-2.81E+00
-2.81E+00
-2.81E+00
-2.61E+00
-2.41E+00
-2.41E+00
-2.21E+00
-2.41E+00
-2.21E+00
-2.01E+00
-2.01E+00
-1.81E+00
-1.61E+00
-1.61E+00
-1.61E+00
-1.61E+00
-1.61E+00
-1.21E+00
-1.21E+00
-1.01E+00
-8.04E-01
-1.01E+00
-8.04E-01
-8.04E-01
-6.03E-01
-6.03E-01
-4.02E-01
-4.02E-01
-4.02E-01
-2.01E-01
0.00E+00
0.00E+00
0.00E+00
2.01E-01
2.01E-01
2.01E-01
4.02E-01
6.03E-01
4.02E-01
6.03E-01
8.04E-01
8.04E-01
8.04E-01
1.01E+00
1.21E+00
1.41E+00
1.41E+00
1.61E+00
1.61E+00
1.61E+00
1.61E+00
1.81E+00
2.01E+00
2.01E+00
2.01E+00
2.21E+00
2.21E+00
2.41E+00
2.41E+00
2.61E+00
2.81E+00
2.81E+00
2.81E+00
2.81E+00
3.02E+00
3.22E+00
3.22E+00
3.22E+00
3.42E+00
3.62E+00
3.62E+00
3.82E+00
3.82E+00
4.02E+00
4.02E+00
3.82E+00
4.02E+00
4.02E+00
4.42E+00
4.22E+00
4.22E+00
4.42E+00
4.82E+00
4.62E+00
4.82E+00
4.82E+00
5.03E+00
5.03E+00
5.23E+00
5.23E+00
5.23E+00
5.23E+00
5.43E+00
5.63E+00
5.43E+00
5.63E+00
5.63E+00
5.83E+00
5.83E+00
6.03E+00
6.03E+00
6.03E+00
6.23E+00
6.23E+00
6.23E+00
6.23E+00
6.43E+00
6.63E+00
6.63E+00
6.63E+00
6.63E+00
6.83E+00
7.04E+00
7.04E+00
7.04E+00
7.24E+00
7.24E+00
7.04E+00
7.24E+00
7.24E+00
7.44E+00
7.44E+00
7.44E+00
7.64E+00
7.84E+00
7.84E+00
7.84E+00
7.84E+00
7.84E+00
8.24E+00
8.04E+00
8.24E+00
7.84E+00
8.04E+00
8.04E+00
8.24E+00
8.04E+00
8.04E+00
8.04E+00
8.04E+00
8.24E+00
8.24E+00
8.24E+00
8.04E+00
8.04E+00
8.24E+00
8.04E+00
8.04E+00
8.24E+00
8.24E+00
8.24E+00
8.24E+00
8.24E+00
8.24E+00
8.24E+00
8.24E+00
8.24E+00
8.24E+00
8.04E+00
8.24E+00
8.24E+00
8.24E+00
8.24E+00
8.24E+00
8.24E+00
8.24E+00
8.24E+00
8.24E+00
8.24E+00
8.24E+00
8.24E+00
8.24E+00
8.24E+00
8.44E+00
8.44E+00
8.24E+00
8.24E+00
8.44E+00
8.24E+00
8.24E+00
8.44E+00
8.44E+00
8.44E+00
8.24E+00
8.24E+00
8.44E+00
8.24E+00
8.44E+00
8.44E+00
8.24E+00
8.44E+00
8.44E+00
8.44E+00
8.24E+00
8.64E+00
8.44E+00
8.44E+00
8.44E+00
8.44E+00
8.64E+00
8.24E+00
8.44E+00
8.44E+00
8.44E+00
8.44E+00
8.44E+00
8.44E+00
8.24E+00
8.64E+00
8.64E+00
8.64E+00
8.64E+00
8.44E+00
8.84E+00
8.64E+00
8.64E+00
8.64E+00
8.64E+00
8.64E+00
8.64E+00
8.44E+00
8.64E+00
8.64E+00
8.64E+00
8.64E+00
8.64E+00
8.44E+00
8.64E+00
8.64E+00
8.64E+00
8.64E+00
8.64E+00
8.64E+00
8.44E+00
8.64E+00
8.64E+00
8.64E+00
8.64E+00
8.44E+00
8.64E+00
8.64E+00
8.44E+00
8.64E+00
8.44E+00
8.64E+00
8.64E+00
8.64E+00
8.44E+00
8.64E+00
8.64E+00
8.64E+00
8.44E+00
8.64E+00
8.64E+00
8.44E+00
8.44E+00
8.44E+00
8.24E+00
8.24E+00
8.24E+00
8.24E+00
8.24E+00
8.24E+00
8.24E+00
8.04E+00
7.84E+00
7.84E+00
7.84E+00
7.84E+00
7.84E+00
7.64E+00
7.64E+00
7.44E+00
7.44E+00
7.24E+00
7.44E+00
7.24E+00
7.24E+00
7.04E+00
6.83E+00
7.04E+00
6.83E+00
7.04E+00
6.63E+00
6.63E+00
6.63E+00
6.43E+00
6.63E+00
6.23E+00
6.43E+00
6.23E+00
6.23E+00
6.23E+00
6.03E+00
6.03E+00
6.03E+00
5.83E+00
5.83E+00
5.83E+00
5.63E+00
5.43E+00
5.63E+00
5.43E+00
5.43E+00
5.23E+00
5.23E+00
5.03E+00
4.82E+00
4.82E+00
5.03E+00
4.82E+00
4.82E+00
4.62E+00
4.42E+00
4.42E+00
4.42E+00
4.22E+00
4.22E+00
4.22E+00
4.02E+00
4.02E+00
3.82E+00
3.62E+00
3.62E+00
3.42E+00
3.62E+00
3.42E+00
3.22E+00
3.22E+00
3.02E+00
3.02E+00
3.02E+00
3.02E+00
2.81E+00
2.81E+00
2.61E+00
2.41E+00
2.41E+00
2.21E+00
2.21E+00
2.21E+00
2.01E+00
2.01E+00
1.81E+00
1.81E+00
1.61E+00
1.41E+00
1.41E+00
1.41E+00
1.41E+00
1.01E+00
1.21E+00
1.01E+00
8.04E-01
8.04E-01
8.04E-01
8.04E-01
6.03E-01
4.02E-01
4.02E-01
2.01E-01
2.01E-01
0.00E+00
2.01E-01
-2.01E-01
0.00E+00
-2.01E-01
-4.02E-01
-4.02E-01
-6.03E-01
-6.03E-01
-6.03E-01
-8.04E-01
-1.01E+00
-1.01E+00
-1.01E+00
-1.21E+00
-1.41E+00
-1.21E+00
-1.61E+00
-1.61E+00
-1.81E+00
-1.81E+00
-2.01E+00
-1.81E+00
-2.01E+00
-2.21E+00
-2.21E+00
-2.21E+00
-2.81E+00
-2.41E+00
-2.61E+00
-2.81E+00
-2.81E+00
-3.02E+00
-3.02E+00
-3.22E+00
-3.42E+00
-3.22E+00
-3.42E+00
-3.62E+00
-3.42E+00
-3.62E+00
-3.62E+00
-3.82E+00
-3.82E+00
-4.02E+00
-4.02E+00
-4.02E+00
-4.42E+00
-4.42E+00
-4.42E+00
-4.62E+00
-4.62E+00
-4.62E+00
-4.62E+00
-4.82E+00
-4.82E+00
-5.03E+00
-5.03E+00
-5.23E+00
-5.23E+00
-5.43E+00
-5.43E+00
-5.63E+00
-5.83E+00
-5.63E+00
-5.63E+00
-5.83E+00
-6.03E+00
-5.83E+00
-5.83E+00
-6.03E+00
-6.23E+00
-6.43E+00
-6.23E+00
-6.63E+00
-6.43E+00
-6.63E+00
-6.63E+00
-6.63E+00
-7.04E+00
-7.04E+00
-6.83E+00
-7.04E+00
-7.04E+00
-7.04E+00
-7.24E+00
-7.24E+00
-7.44E+00
-7.44E+00
-7.44E+00
-7.64E+00
-7.44E+00
-7.44E+00
-7.64E+00
-7.84E+00
-7.64E+00
-7.84E+00
-8.04E+00
-8.04E+00
-8.04E+00
-8.24E+00
-8.24E+00
-8.24E+00
-8.24E+00
-8.44E+00
-8.64E+00
-8.44E+00
-8.44E+00
-8.64E+00
-8.44E+00
-8.64E+00
-8.64E+00
-8.84E+00
-8.64E+00
-8.84E+00
-8.84E+00
-8.84E+00
-8.84E+00
-9.05E+00
-9.05E+00
-9.05E+00
-9.25E+00
-9.25E+00
-9.25E+00
-9.45E+00
-9.05E+00
-9.25E+00
-9.45E+00
-9.25E+00
-9.65E+00
-9.45E+00
-9.45E+00
-9.45E+00
-9.65E+00
-9.65E+00
-9.65E+00
-9.65E+00
-9.65E+00
-9.65E+00
-9.85E+00
-9.85E+00
-9.85E+00
-9.85E+00
-9.85E+00
-9.85E+00
-9.85E+00
-1.01E+01
-1.01E+01
-1.01E+01
-9.85E+00
-1.01E+01
-1.01E+01
-9.85E+00
-1.01E+01
-1.01E+01
-1.01E+01
-1.01E+01
-1.03E+01
-1.01E+01
-1.01E+01
-1.01E+01
-1.01E+01
-1.01E+01
-1.01E+01
-1.01E+01
-1.03E+01
-1.01E+01
-1.03E+01
-1.03E+01
-1.03E+01
-1.01E+01
-9.85E+00
-1.03E+01
-9.85E+00
-1.03E+01
-1.03E+01
-1.01E+01
-1.01E+01
-1.01E+01
-9.85E+00
-1.01E+01
-9.85E+00
-1.01E+01
-1.03E+01
-1.01E+01
-9.85E+00
-9.85E+00
-1.01E+01
-9.85E+00
-1.01E+01
-9.85E+00
-1.01E+01
-9.85E+00
-9.85E+00
-9.85E+00
-9.85E+00
-9.85E+00
-9.65E+00
-9.65E+00
-9.65E+00
-9.85E+00
-9.65E+00
-9.65E+00
-9.65E+00
-9.65E+00
-9.65E+00
-9.45E+00
-9.65E+00
-9.45E+00
-9.45E+00
-9.45E+00
-9.45E+00
-9.25E+00
-9.05E+00
-9.25E+00
-9.25E+00
-9.25E+00
-9.05E+00
-9.25E+00
-9.05E+00
-9.05E+00
-9.05E+00
-9.05E+00
-9.05E+00
-8.84E+00
-8.64E+00
-8.64E+00
-8.64E+00
-8.64E+00
-8.44E+00
-8.64E+00
-8.24E+00
-8.44E+00
-8.44E+00
-8.24E+00
-8.24E+00
-8.04E+00
-8.24E+00
-8.04E+00
-8.24E+00
-8.04E+00
-7.84E+00
-7.84E+00
-7.84E+00
-7.84E+00
-7.44E+00
-7.64E+00
-7.44E+00
-7.44E+00
-7.44E+00
-7.44E+00
-7.24E+00
-7.04E+00
-7.24E+00
-7.04E+00
-7.04E+00
-6.83E+00
-6.83E+00
-6.83E+00
-6.83E+00
-6.63E+00
-6.63E+00
-6.43E+00
-6.43E+00
-6.23E+00
-6.23E+00
-6.23E+00
-6.23E+00
-6.03E+00
-6.03E+00
-5.83E+00
-5.83E+00
-5.83E+00
-5.63E+00
-5.43E+00
-5.43E+00
-5.43E+00
-5.43E+00
-5.23E+00
-5.03E+00
-5.03E+00
-5.03E+00
-4.82E+00
-5.03E+00
-4.82E+00
-4.62E+00
-4.62E+00
-4.42E+00
-4.42E+00
-4.42E+00
-4.02E+00
-4.22E+00
-4.02E+00
-4.02E+00
-3.82E+00
-3.82E+00
-3.82E+00
-3.62E+00
-3.62E+00
-3.42E+00
-3.62E+00
-3.42E+00
-3.22E+00
-3.22E+00
-3.02E+00
-2.81E+00
-2.61E+00
-2.81E+00
-2.81E+00
-2.61E+00
-2.21E+00
-2.21E+00
-2.21E+00
-2.01E+00
-2.01E+00
-2.01E+00
-1.81E+00
-2.01E+00
-1.61E+00
-1.61E+00
-1.41E+00
-1.41E+00
-1.21E+00
-1.21E+00
-1.21E+00
-1.01E+00
-1.01E+00
-8.04E-01
-6.03E-01
-8.04E-01
-8.04E-01
-6.03E-01
-4.02E-01
0.00E+00
-2.01E-01
-2.01E-01
0.00E+00
2.01E-01
2.01E-01
2.01E-01
4.02E-01
4.02E-01
4.02E-01
8.04E-01
8.04E-01
8.04E-01
8.04E-01
1.01E+00
1.21E+00
1.21E+00
1.21E+00
1.41E+00
1.61E+00
1.61E+00
1.81E+00
1.81E+00
2.01E+00
2.01E+00
2.21E+00
2.01E+00
2.21E+00
2.21E+00
2.41E+00
2.41E+00
2.61E+00
2.61E+00
2.61E+00
2.81E+00
3.02E+00
3.02E+00
3.02E+00
3.42E+00
3.42E+00
3.62E+00
3.22E+00
3.62E+00
3.82E+00
3.82E+00
3.82E+00
4.02E+00
4.02E+00
4.22E+00
4.22E+00
4.42E+00
4.42E+00
4.42E+00
4.62E+00
4.42E+00
4.62E+00
4.82E+00
4.82E+00
4.82E+00
5.03E+00
5.23E+00
5.23E+00
5.23E+00
5.43E+00
5.43E+00
5.43E+00
5.43E+00
5.63E+00
5.83E+00
5.83E+00
5.83E+00
6.03E+00
6.23E+00
6.23E+00
6.23E+00
6.43E+00
6.23E+00
6.43E+00
6.63E+00
6.63E+00
6.63E+00
6.63E+00
6.83E+00
6.83E+00
6.83E+00
7.04E+00
7.04E+00
7.24E+00
7.04E+00
7.04E+00
7.44E+00
7.44E+00
7.44E+00
7.44E+00
7.44E+00
7.64E+00
7.64E+00
7.84E+00
7.84E+00
7.84E+00
7.84E+00
7.84E+00
8.04E+00
8.24E+00
7.84E+00
8.04E+00
8.04E+00
8.04E+00
8.24E+00
8.04E+00
8.24E+00
8.04E+00
8.24E+00
8.04E+00
8.04E+00
8.24E+00
8.24E+00
8.24E+00
8.24E+00
8.24E+00
8.04E+00
7.84E+00
8.24E+00
8.24E+00
8.24E+00
8.24E+00
8.04E+00
8.24E+00
8.24E+00
8.04E+00
8.44E+00
8.04E+00
8.04E+00
8.24E+00
8.24E+00
8.44E+00
8.24E+00
8.24E+00
8.24E+00
8.24E+00
8.24E+00
8.24E+00
8.24E+00
8.24E+00
8.24E+00
8.24E+00
8.24E+00
8.24E+00
8.24E+00
8.24E+00
8.24E+00
8.24E+00
8.44E+00
8.64E+00
8.24E+00
8.24E+00
8.44E+00
8.24E+00
8.44E+00
8.44E+00
8.44E+00
8.24E+00
8.44E+00
8.44E+00
8.44E+00
8.64E+00
8.44E+00
8.44E+00
8.64E+00
8.44E+00
8.44E+00
8.44E+00
8.64E+00
8.64E+00
8.44E+00
8.44E+00
8.64E+00
8.64E+00
8.64E+00
8.64E+00
8.64E+00
8.44E+00
8.44E+00
8.44E+00
8.64E+00
8.64E+00
8.44E+00
8.64E+00
8.64E+00
8.64E+00
8.64E+00
8.44E+00
8.64E+00
8.44E+00
8.64E+00
8.64E+00
8.64E+00
8.44E+00
8.44E+00
8.64E+00
8.64E+00
8.64E+00
8.44E+00
8.64E+00
8.64E+00
8.64E+00
8.64E+00
8.44E+00
8.44E+00
8.64E+00
8.44E+00
8.64E+00
8.64E+00
8.64E+00
8.64E+00
8.64E+00
8.64E+00
8.64E+00
8.44E+00
8.44E+00
8.64E+00
8.44E+00
8.44E+00
8.44E+00
8.44E+00
8.44E+00
8.44E+00
8.44E+00
8.24E+00
8.24E+00
8.24E+00
8.24E+00
8.24E+00
8.04E+00
8.04E+00
8.04E+00
7.84E+00
7.84E+00
7.84E+00
7.84E+00
7.84E+00
7.64E+00
7.64E+00
7.64E+00
7.44E+00
7.44E+00
7.44E+00
7.44E+00
7.24E+00
7.04E+00
7.04E+00
7.24E+00
7.04E+00
7.04E+00
6.83E+00
6.83E+00
7.04E+00
6.63E+00
6.43E+00
6.43E+00
6.43E+00
6.43E+00
6.23E+00
6.23E+00
6.23E+00
6.03E+00
6.03E+00
5.83E+00
5.83E+00
5.63E+00
5.63E+00
5.83E+00
5.43E+00
5.43E+00
5.43E+00
5.23E+00
5.23E+00
5.03E+00
5.03E+00
5.03E+00
4.82E+00
4.82E+00
4.82E+00
4.82E+00
4.62E+00
4.42E+00
4.62E+00
4.22E+00
4.22E+00
4.22E+00
4.02E+00
4.02E+00
3.82E+00
3.82E+00
3.82E+00
3.62E+00
3.62E+00
3.42E+00
3.42E+00
3.22E+00
3.22E+00
3.02E+00
3.02E+00
2.81E+00
2.61E+00
2.61E+00
2.61E+00
2.61E+00
2.41E+00
2.41E+00
2.21E+00
2.21E+00
2.21E+00
2.01E+00
2.01E+00
1.81E+00
1.81E+00
1.61E+00
1.41E+00
1.61E+00
1.41E+00
1.01E+00
1.21E+00
1.01E+00
1.01E+00
8.04E-01
8.04E-01
8.04E-01
4.02E-01
6.03E-01
2.01E-01
4.02E-01
2.01E-01
2.01E-01
0.00E+00
0.00E+00
-4.02E-01
-2.01E-01
-2.01E-01
-4.02E-01
-4.02E-01
-8.04E-01
-6.03E-01
-1.01E+00
-1.01E+00
-1.21E+00
-1.01E+00
-1.21E+00
-1.21E+00
-1.21E+00
-1.41E+00
-1.21E+00
-1.61E+00
-1.61E+00
-1.81E+00
-1.81E+00
-2.01E+00
-2.01E+00
-2.21E+00
-2.21E+00
-2.41E+00
-2.41E+00
-2.81E+00
-2.61E+00
-2.81E+00
-3.02E+00
-2.81E+00
-3.02E+00
-3.02E+00
-3.22E+00
-3.22E+00
-3.42E+00
-3.62E+00
-3.62E+00
-3.82E+00
-3.82E+00
-4.02E+00
-4.02E+00
-3.82E+00
-3.82E+00
-4.22E+00
-4.42E+00
-4.42E+00
-4.22E+00
-4.42E+00
-4.62E+00
-4.82E+00
-4.62E+00
-5.03E+00
-5.03E+00
-5.03E+00
-5.03E+00
-5.23E+00
-5.23E+00
-5.43E+00
-5.23E+00
-5.43E+00
-5.63E+00
-5.63E+00
-5.83E+00
-6.03E+00
-5.83E+00
-6.03E+00
-5.83E+00
-6.03E+00
-6.23E+00
-6.23E+00
-6.23E+00
-6.43E+00
-6.43E+00
-6.63E+00
-6.63E+00
-6.83E+00
-6.83E+00
-6.83E+00
-7.04E+00
-7.24E+00
-7.04E+00
-7.24E+00
-7.24E+00
-7.44E+00
-7.44E+00
-7.24E+00
-7.64E+00
-7.44E+00
-7.64E+00
-7.64E+00
-7.84E+00
-7.64E+00
-7.84E+00
-7.84E+00
-7.84E+00
-8.04E+00
-8.04E+00
-8.24E+00
-8.24E+00
-8.24E+00
-8.04E+00
-8.24E+00
-8.24E+00
-8.64E+00
-8.64E+00
-8.64E+00
-8.44E+00
-8.84E+00
-8.64E+00
-8.84E+00
-8.64E+00
-8.84E+00
-8.84E+00
-9.05E+00
-9.05E+00
-8.84E+00
-9.05E+00
-9.05E+00
-9.25E+00
-9.25E+00
-9.45E+00
-9.25E+00
-9.45E+00
-9.65E+00
-9.45E+00
-9.45E+00
-9.65E+00
-9.65E+00
-9.65E+00
-9.45E+00
-9.45E+00
-9.85E+00
-9.65E+00
-9.65E+00
-9.65E+00
-9.65E+00
-9.65E+00
-9.85E+00
-9.65E+00
-9.85E+00
-9.85E+00
-9.85E+00
-1.01E+01
-9.85E+00
-1.01E+01
-9.85E+00
-1.01E+01
-9.85E+00
-1.01E+01
-1.01E+01
-1.01E+01
-1.01E+01
-1.01E+01
-1.01E+01
-9.85E+00
-1.01E+01
-1.03E+01
-1.03E+01
-1.01E+01
-1.03E+01
-1.01E+01
-1.01E+01
-1.03E+01
-1.03E+01
-1.03E+01
-1.01E+01
-1.01E+01
-1.01E+01
-1.01E+01
-1.03E+01
-1.01E+01
-1.03E+01
-1.01E+01
-1.01E+01
-1.01E+01
-1.01E+01
-1.01E+01
-1.03E+01
-1.01E+01
-9.85E+00
-1.01E+01
-1.01E+01
-1.01E+01
-9.85E+00
-9.85E+00
-1.01E+01
-9.85E+00
-9.85E+00
-9.85E+00
-9.85E+00
-9.85E+00
-9.85E+00
-9.85E+00
-9.85E+00
-9.65E+00
-9.65E+00
-9.85E+00
-9.85E+00
-9.65E+00
-9.65E+00
-9.65E+00
-9.65E+00
-9.45E+00
-9.45E+00
-9.45E+00
-9.45E+00
-9.45E+00
-9.25E+00
-9.25E+00
-9.25E+00
-9.25E+00
-9.25E+00
-9.25E+00
-9.05E+00
-9.05E+00
-9.25E+00
-9.05E+00
-9.05E+00
-8.84E+00
-8.84E+00
-9.05E+00
-8.84E+00
-8.64E+00
-8.84E+00
-8.64E+00
-8.64E+00
-8.64E+00
-8.44E+00
-8.44E+00
-8.24E+00
-8.44E+00
-8.24E+00
-8.24E+00
-8.24E+00
-8.04E+00
-8.04E+00
-8.04E+00
-8.04E+00
-7.84E+00
-7.84E+00
-7.84E+00
-7.64E+00
-7.64E+00
-7.44E+00
-7.44E+00
-7.44E+00
-7.44E+00
-7.24E+00
-7.24E+00
-7.24E+00
-7.04E+00
-7.04E+00
-6.83E+00
-6.83E+00
-6.83E+00
-6.83E+00
-6.83E+00
-6.63E+00
-6.43E+00
-6.43E+00
-6.43E+00
-6.43E+00
-6.03E+00
-6.23E+00
-6.23E+00
-6.03E+00
-5.83E+00
-5.83E+00
-5.63E+00
-5.83E+00
-5.63E+00
-5.63E+00
-5.63E+00
-5.43E+00
-5.43E+00
-5.23E+00
-5.03E+00
-5.03E+00
-5.03E+00
-5.03E+00
-4.62E+00
-4.62E+00
-4.82E+00
-4.62E+00
-4.62E+00
-4.42E+00
-4.02E+00
-4.22E+00
-4.02E+00
-4.02E+00
-4.02E+00
-3.82E+00
-3.82E+00
-3.62E+00
-3.62E+00
-3.62E+00
-3.42E+00
-3.22E+00
-3.22E+00
-3.02E+00
-3.02E+00
-3.02E+00
-3.02E+00
-2.61E+00
-2.61E+00
-2.61E+00
-2.41E+00
-2.41E+00
-2.41E+00
-2.41E+00
-2.01E+00
-2.01E+00
-2.01E+00
-1.81E+00
-1.81E+00
-1.61E+00
-1.41E+00
-1.41E+00
-1.41E+00
-1.21E+00
-1.41E+00
-1.01E+00
-1.01E+00
-1.01E+00
-8.04E-01
-6.03E-01
-4.02E-01
-6.03E-01
-4.02E-01
-4.02E-01
-4.02E-01
-2.01E-01
0.00E+00
0.00E+00
2.01E-01
2.01E-01
2.01E-01
2.01E-01
4.02E-01
6.03E-01
6.03E-01
8.04E-01
8.04E-01
1.01E+00
1.01E+00
1.21E+00
1.21E+00
1.41E+00
1.41E+00
1.61E+00
1.61E+00
1.81E+00
2.01E+00
1.81E+00
2.01E+00
2.01E+00
2.01E+00
2.41E+00
2.41E+00
2.41E+00
2.61E+00
2.61E+00
2.61E+00
2.61E+00
3.02E+00
3.02E+00
2.81E+00
3.22E+00
3.22E+00
3.42E+00
3.22E+00
3.22E+00
3.42E+00
3.82E+00
3.82E+00
3.82E+00
4.02E+00
3.82E+00
4.22E+00
4.22E+00
4.22E+00
4.22E+00
4.42E+00
4.62E+00
4.62E+00
4.62E+00
4.82E+00
4.82E+00
5.03E+00
4.82E+00
5.23E+00
5.43E+00
5.43E+00
5.43E+00
5.43E+00
5.43E+00
5.43E+00
5.83E+00
5.83E+00
5.83E+00
5.83E+00
5.83E+00
6.23E+00
5.83E+00
6.23E+00
6.43E+00
6.43E+00
6.63E+00
6.43E+00
6.43E+00
6.63E+00
6.63E+00
6.83E+00
6.83E+00
7.04E+00
6.83E+00
7.04E+00
7.04E+00
7.24E+00
7.24E+00
7.44E+00
7.44E+00
7.44E+00
7.44E+00
7.64E+00
7.64E+00
7.64E+00
7.64E+00
7.64E+00
7.84E+00
8.04E+00
7.84E+00
8.04E+00
8.04E+00
8.04E+00
8.04E+00
8.24E+00
8.24E+00
8.04E+00
8.24E+00
7.84E+00
8.24E+00
8.24E+00
8.04E+00
8.04E+00
8.04E+00
8.04E+00
8.24E+00
8.04E+00
8.04E+00
8.24E+00
8.24E+00
8.04E+00
8.24E+00
8.24E+00
8.24E+00
8.24E+00
8.24E+00
8.24E+00
8.24E+00
8.04E+00
8.24E+00
8.24E+00
8.24E+00
8.04E+00
8.24E+00
8.24E+00
8.04E+00
8.24E+00
8.24E+00
8.24E+00
8.24E+00
8.44E+00
8.44E+00
8.24E+00
8.24E+00
8.44E+00
8.24E+00
8.24E+00
8.24E+00
8.24E+00
8.24E+00
8.44E+00
8.24E+00
8.24E+00
8.24E+00
8.24E+00
8.24E+00
8.64E+00
8.44E+00
8.44E+00
8.24E+00
8.44E+00
8.44E+00
8.44E+00
8.24E+00
8.44E+00
8.44E+00
8.24E+00
8.44E+00
8.44E+00
8.64E+00
8.44E+00
8.44E+00
8.44E+00
8.64E+00
8.44E+00
8.44E+00
8.44E+00
8.44E+00
8.64E+00
8.44E+00
8.44E+00
8.64E+00
8.64E+00
8.24E+00
8.64E+00
8.64E+00
8.64E+00
8.64E+00
8.44E+00
8.64E+00
8.84E+00
8.64E+00
8.64E+00
8.64E+00
8.64E+00
8.44E+00
8.64E+00
8.44E+00
8.64E+00
8.44E+00
8.64E+00
8.64E+00
8.64E+00
8.64E+00
8.44E+00
8.64E+00
8.44E+00
8.44E+00
8.44E+00
8.64E+00
8.64E+00
8.64E+00
8.44E+00
8.64E+00
8.64E+00
8.44E+00
8.64E+00
8.44E+00
8.64E+00
8.64E+00
8.64E+00
8.44E+00
8.44E+00
8.44E+00
8.44E+00
8.44E+00
8.24E+00
8.24E+00
8.24E+00
8.44E+00
8.24E+00
8.24E+00
8.04E+00
8.04E+00
8.04E+00
7.84E+00
7.84E+00
8.04E+00
7.64E+00
7.64E+00
7.64E+00
7.44E+00
7.44E+00
7.44E+00
7.24E+00
7.24E+00
7.04E+00
7.24E+00
7.24E+00
7.04E+00
7.04E+00
7.04E+00
6.83E+00
6.83E+00
6.63E+00
6.63E+00
6.63E+00
6.63E+00
6.43E+00
6.43E+00
6.23E+00
6.23E+00
6.03E+00
6.03E+00
6.03E+00
5.83E+00
5.83E+00
5.63E+00
5.63E+00
5.63E+00
5.43E+00
5.43E+00
5.43E+00
5.23E+00
5.23E+00
5.23E+00
5.03E+00
5.03E+00
4.82E+00
5.03E+00
4.62E+00
4.82E+00
4.62E+00
4.62E+00
4.42E+00
4.42E+00
4.22E+00
4.22E+00
4.02E+00
4.02E+00
3.82E+00
3.82E+00
3.62E+00
3.62E+00
3.42E+00
3.42E+00
3.22E+00
3.22E+00
3.22E+00
3.02E+00
2.81E+00
3.02E+00
2.81E+00
2.61E+00
2.61E+00
2.41E+00
2.41E+00
2.21E+00
2.21E+00
2.01E+00
2.01E+00
2.01E+00
1.81E+00
1.81E+00
1.81E+00
1.61E+00
1.41E+00
1.41E+00
1.21E+00
1.21E+00
1.21E+00
1.01E+00
8.04E-01
8.04E-01
8.04E-01
6.03E-01
6.03E-01
6.03E-01
4.02E-01
2.01E-01
2.01E-01
0.00E+00
0.00E+00
-2.01E-01
0.00E+00
-2.01E-01
-4.02E-01
-4.02E-01
-6.03E-01
-6.03E-01
-8.04E-01
-8.04E-01
-1.01E+00
-1.01E+00
-1.21E+00
-1.21E+00
-1.41E+00
-1.21E+00
-1.61E+00
-1.41E+00
-1.81E+00
-2.01E+00
-1.81E+00
-1.81E+00
-2.01E+00
-2.21E+00
-2.21E+00
-2.41E+00
-2.41E+00
-2.61E+00
-2.61E+00
-2.41E+00
-3.02E+00
-2.81E+00
-3.02E+00
-3.22E+00
-3.02E+00
-3.02E+00
-3.42E+00
-3.42E+00
-3.42E+00
-3.62E+00
-3.82E+00
-3.82E+00
-3.82E+00
-4.02E+00
-4.22E+00
-4.02E+00
-4.22E+00
-4.42E+00
-4.62E+00
-4.62E+00
-4.62E+00
-4.62E+00
-4.62E+00
-4.82E+00
-5.03E+00
-5.23E+00
-5.03E+00
-5.23E+00
-5.23E+00
-5.43E+00
-5.43E+00
-5.63E+00
-5.63E+00
-5.83E+00
-5.63E+00
-5.83E+00
-6.03E+00
-5.83E+00
-6.03E+00
-6.23E+00
-6.23E+00
-6.23E+00
-6.43E+00
-6.43E+00
-6.43E+00
-6.43E+00
-6.63E+00
-6.63E+00
-6.63E+00
-6.83E+00
-7.04E+00
-7.04E+00
-7.04E+00
-7.24E+00
-7.24E+00
-7.24E+00
-7.24E+00
-7.24E+00
-7.44E+00
-7.64E+00
-7.44E+00
-7.64E+00
-7.64E+00
-7.64E+00
-7.84E+00
-8.04E+00
-7.84E+00
-8.04E+00
-8.04E+00
-8.24E+00
-7.84E+00
-8.04E+00
-8.24E+00
-8.24E+00
-8.44E+00
-8.24E+00
-8.44E+00
-8.64E+00
-8.84E+00
-8.64E+00
-8.64E+00
-8.84E+00
-8.84E+00
-8.84E+00
-9.05E+00
-9.05E+00
-8.84E+00
-8.84E+00
-9.05E+00
-9.25E+00
-9.25E+00
-9.05E+00
-9.25E+00
-9.05E+00
-9.45E+00
-9.25E+00
-9.45E+00
-9.45E+00
-9.65E+00
-9.25E+00
-9.45E+00
-9.65E+00
-9.65E+00
-9.65E+00
-9.65E+00
-9.65E+00
-9.65E+00
-9.85E+00
-9.65E+00
-9.65E+00
-1.01E+01
-9.85E+00
-9.85E+00
-1.01E+01
-9.85E+00
-9.85E+00
-1.01E+01
-1.01E+01
-9.85E+00
-9.85E+00
-1.01E+01
-1.01E+01
-1.01E+01
-1.01E+01
-1.01E+01
-1.01E+01
-9.85E+00
-1.01E+01
-1.03E+01
-1.01E+01
-1.01E+01
-1.01E+01
-1.03E+01
-1.01E+01
-1.03E+01
-1.03E+01
-1.01E+01
-1.01E+01
-1.03E+01
-1.03E+01
-1.01E+01
-1.01E+01
-1.01E+01
-1.03E+01
-1.01E+01
-1.01E+01
-1.01E+01
-1.01E+01
-1.01E+01
-1.01E+01
-1.01E+01
-1.03E+01
-1.01E+01
-1.01E+01
-1.01E+01
-1.01E+01
-1.01E+01
-9.85E+00
-9.85E+00
-9.85E+00
-1.01E+01
-9.85E+00
-9.85E+00
-1.01E+01
-9.85E+00
-9.85E+00
-9.65E+00
-9.85E+00
-9.45E+00
-9.65E+00
-9.85E+00
-9.45E+00
-9.65E+00
-9.45E+00
-9.65E+00
-9.45E+00
-9.45E+00
-9.45E+00
-9.45E+00
-9.25E+00
-9.25E+00
-9.45E+00
-9.25E+00
-9.05E+00
-9.25E+00
-9.25E+00
-9.25E+00
-9.05E+00
-9.05E+00
-9.05E+00
-8.84E+00
-8.84E+00
-8.84E+00
-8.84E+00
-8.84E+00
-8.64E+00
-8.84E+00
-8.64E+00
-8.44E+00
-8.64E+00
-8.44E+00
-8.44E+00
-8.44E+00
-8.24E+00
-8.24E+00
-8.24E+00
-8.24E+00
-8.04E+00
-8.04E+00
-8.04E+00
-8.04E+00
-7.84E+00
-7.64E+00
-7.84E+00
-7.64E+00
-7.44E+00
-7.44E+00
-7.44E+00
-7.44E+00];

%scatter(x,y,'filled')
%hold on
%scatter(x,y,'filled')
plot(t,x)
hold on
plot(t,y)
grid on
xlabel('Voltaje (V)') 
ylabel('Corriente (A)')

%xticks([0 0.45 0.5 0.55 0.6 0.65 0.7 0.75 0.8 1])
%xticklabels({'0','0.45','0.5','0.55','0.6','0.65','0.7','0.75','0.8','1'})
%yticks([0  0.0015 0.006 0.019 0.038 0.06])
